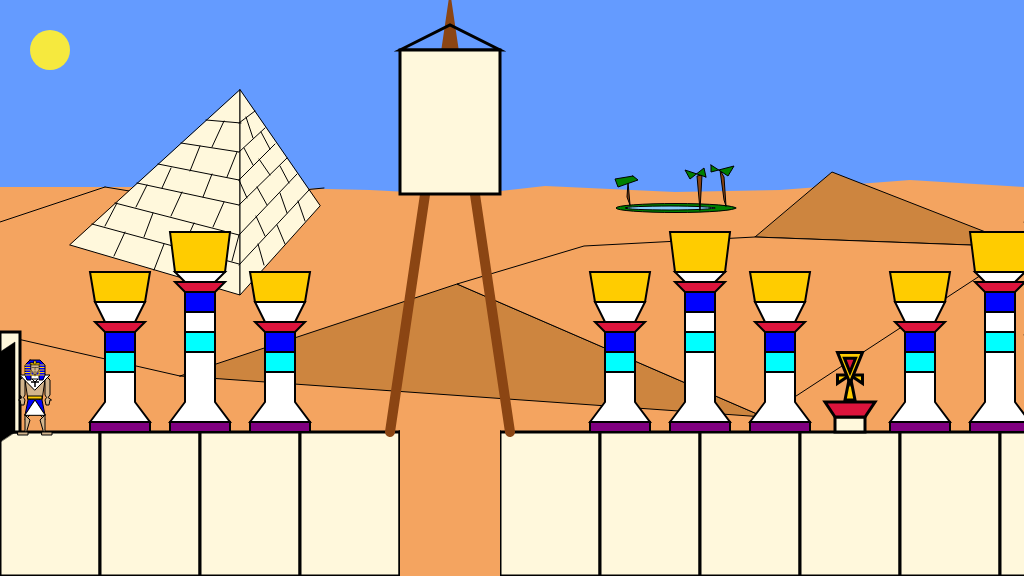
Frame 1 (no input)
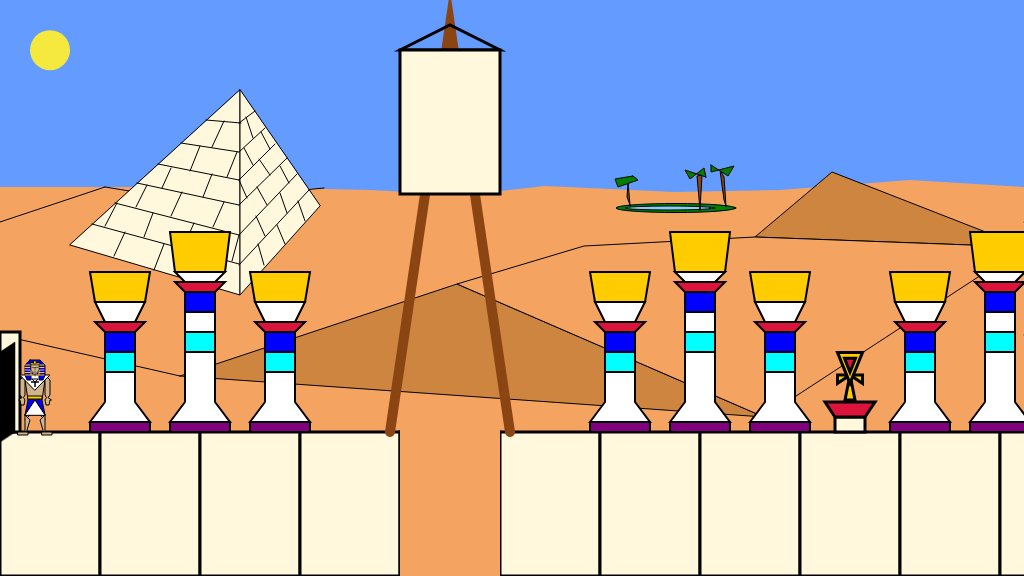
Frame 60 (no input)
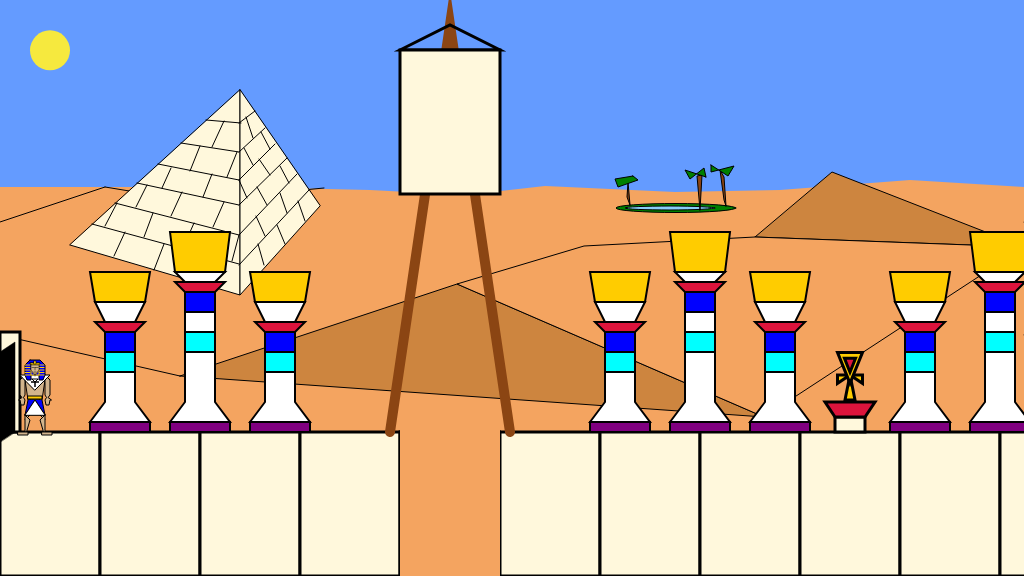
Frame 120 (the mouse pressed at the canvas centre since frame 60)

The p5.js sketch that drew these frames (run headless with seeded random() and noise() and a simulated clock; from frame 60 on, the mouse is pressed at the canvas centre):

// p5.js sketch
// ── sketch.js
/*

The Game Project

Part 4

*/

var floorPos_y;

var gameChar_x;
var gameCharAbs_x;
var gameChar_y;
var isLeft = false;
var isRight = false;
var isFalling = false;
var isJumping = false;
var isPlummeting = false;
var gameChar_verSpeed = 0;
var gravity = 1.1;
var scrollPos = 0;

var levelWidth = 3000;

var treePos_X;
var treePos_y;

var canyon;
var collectable;

var mountain;
var cloud;
var sun;
var char;
var bg;

function setup()
{
    
	createCanvas(1024, 576);
	floorPos_y = 432; //Variable for the floor position

	//Character start
    gameCharAbs_x = 35;
	gameChar_y = floorPos_y;

    //Trees (column) position(s)
	treePos_X = [200, 700, 1000, 1900, 2600];
	treePos_y = floorPos_y;
    
    //BG_Clouds position(s)
    cloud = [{pos_x: random(-levelWidth, levelWidth),
             pos_y: 25 + random(-10, 30),
             d: 26 + random(-5, 5),
             color: [230, 230, 250, 250]},
             {pos_x: random(-levelWidth, levelWidth),
             pos_y: 29 + random(-10, 30),
             d: 21 + random(-5, 5),
             color: [230, 230, 250, 250]},
             {pos_x: random(-levelWidth, levelWidth),
             pos_y: 21 + random(-10, 30),
             d: 25 + random(-5, 5),
             color: [230, 230, 250, 250]}];
    
    //BG_Mountain position(s)
    mountain = {pos_x: 240,
                pos_y: 295};
    
    //BG_Sun position(s)
    sun = {pos_x: 50,
           pos_y: 50,
           d: 5,
           color: [255, 239, 50, 240]};
    
    //Canyon position(s)
    canyon = [{pos_x: 400,
              pos_y: floorPos_y,
              width: 100,
              br_height: 35,
              br_width: 10},
              {pos_x: 1200,
              pos_y: floorPos_y,
              width: 120,
              br_height: 35,
              br_width: 10},
              {pos_x: 1450,
              pos_y: floorPos_y,
              width: 150,
              br_height: 35,
              br_width: 10},
              {pos_x: 2200,
              pos_y: floorPos_y,
              width: 150,
              br_height: 35,
              br_width: 10}];
    
    //Collectable position(s)
    collectable = [{pos_x: 850,
                   pos_y: floorPos_y - 32,
                   size: 50,
                   isFound: false},
                  {pos_x: canyon[1].pos_x + canyon[1].width + 70,
                   pos_y: floorPos_y - 32,
                   size: 50,
                   isFound: false},
                  {pos_x: levelWidth - 100,
                   pos_y: floorPos_y - 32,
                   size: 50,
                   isFound: false}];
    
    //Scenery colours
    bg = {col_sand_dark: [205, 133, 63],
          col_sand_light: [244, 164, 96],
          col_stone: [255, 248, 220],
          col_green: [0, 128, 0],
          col_blue: [135, 206, 250],
          col_brown: [139, 69, 19],
          col_sky: [100, 155, 255]};
    
    //Character colours
    char = {col_skin: [210, 180, 140],
            col_cloth_1:[0, 0, 255],
            col_cloth_2:[255, 255, 255],
            col_accessories:[255, 204, 0]};
    
}
    

function draw()
{
//----------------------------------------------------------------------------------------------------BACKGROUND_START
    push();
    translate(scrollPos, 0);  
        
	//---Sky---
    background(bg.col_sky); 
    
    //---Sun---
    noStroke();
    
    fill(sun.color);
    ellipse(sun.pos_x, sun.pos_y, sun.d * 8);

    //pop();
    
    //---Sun_movement
    sun.pos_y = 50 + frameCount / 360
        
    //---Background_Desert---
    for (let i = 0 ; i < round(levelWidth/width, 0) ; i++)
    {
        //push();
        noStroke();
        strokeWeight(1);
        fill(bg.col_sand_light);

        beginShape();
            vertex(0 + (i * width), 187);
            vertex(240 + (i * width), 187);
            vertex(370 + (i * width), 190);
            vertex(465 + (i * width), 195);
            vertex(545 + (i * width), 186);
            vertex(675 + (i * width), 192);
            vertex(780 + (i * width), 190);
            vertex(910 + (i * width), 180);
            vertex(width + (i * width), 187);
            vertex(width + (i * width), height);
            vertex(0 + (i * width), height);
        endShape(CLOSE);

        stroke(0);
        line(0 + (i * width), 222, 105 + (i * width), 187);
        line(105 + (i * width), 187, 190 + (i * width), 201);
        line(190 + (i * width), 201, 324 + (i * width), 188);
        line(0 + (i * width), 335, 180 + (i * width), 376);    


        fill(bg.col_sand_dark);
        beginShape();
            vertex(755 + (i * width), 237);
            vertex(832 + (i * width), 172);
            vertex(width + (i * width), 247);
        endShape(CLOSE);

        beginShape();
            vertex(180 + (i * width), 376);
            vertex(457 + (i * width), 284);
            vertex(764 + (i * width), 417);
        endShape(CLOSE);

        fill(bg.col_sand_light);
        beginShape();
            vertex(764 + (i * width), 417);
            vertex(457 + (i * width), 284);
            vertex(584 + (i * width), 246);
            vertex(755 + (i * width), 237);
            vertex(width + (i * width), 247);
        endShape(CLOSE);

        //pop();


        //---Oasis
        //push();
        strokeWeight(1);
        stroke(0);

        fill(bg.col_green);
        ellipse(676 + (i * width), 208, 120, 9);

        fill(bg.col_blue);
        ellipse(670 + (i * width), 208, 90, 4);

        //---BG_TreeTrunk#1

        fill(bg.col_brown);
        beginShape();
            vertex(726 + (i * width), 206);
            vertex(724 + (i * width), 200);
            vertex(720 + (i * width), 170);
            vertex(724 + (i * width), 177);
        endShape(CLOSE);

        //---BG_TreeTrunk#2
        beginShape();
            vertex(700 + (i * width), 210);
            vertex(697 + (i * width), 176);
            vertex(702 + (i * width), 175);
        endShape(CLOSE);

        //---BG_TreeTrunk#3
        beginShape();
            vertex(630 + (i * width), 205);
            vertex(627 + (i * width), 197);
            vertex(628 + (i * width), 182);
        endShape(CLOSE);

        //---BG_TreeCanopy#1
        fill(bg.col_green);

        beginShape();
            vertex(711 + (i * width), 165);
            vertex(728 + (i * width), 176);
            vertex(734 + (i * width), 166);
            vertex(711 + (i * width), 172);
        endShape(CLOSE);

        //---BG_TreeCanopy#2
        beginShape();
            vertex(706 + (i * width), 177);
            vertex(704 + (i * width), 168);
            vertex(690 + (i * width), 179);
            vertex(685 + (i * width), 170);
        endShape(CLOSE);

        //---BG_TreeCanopy#3
        beginShape();
            vertex(633 + (i * width), 176);
            vertex(638 + (i * width), 180);
            vertex(618 + (i * width), 187);
            vertex(615 + (i * width), 179);
        endShape(CLOSE);
        //pop();

        //---Pyramid_(Mountain)---
        //push();
        strokeWeight(1);
        fill(bg.col_stone);
        beginShape(TRIANGLES);
            vertex(mountain.pos_x - 170 + (i * width), mountain.pos_y - 50);
            vertex(mountain.pos_x + (i * width), mountain.pos_y);
            vertex(mountain.pos_x + (i * width), mountain.pos_y - 205);
            vertex(mountain.pos_x + 80 + (i * width), mountain.pos_y - 89);
            vertex(mountain.pos_x + (i * width), mountain.pos_y);
            vertex(mountain.pos_x + (i * width), mountain.pos_y - 205);
        endShape(CLOSE);

        line(mountain.pos_x - 148 + (i * width), mountain.pos_y - 71,
                mountain.pos_x - 1 + (i * width), mountain.pos_y - 31);
        line(mountain.pos_x - 125 + (i * width), mountain.pos_y - 92,
                mountain.pos_x - 1 + (i * width), mountain.pos_y - 60);
        line(mountain.pos_x - 103 + (i * width), mountain.pos_y - 112,
                mountain.pos_x - 1 + (i * width), mountain.pos_y - 90);
        line(mountain.pos_x - 82 + (i * width), mountain.pos_y - 131,
                mountain.pos_x - 1 + (i * width), mountain.pos_y - 115);
        line(mountain.pos_x - 59 + (i * width), mountain.pos_y - 152,
                mountain.pos_x - 1 + (i * width), mountain.pos_y - 143);
        line(mountain.pos_x - 34 + (i * width), mountain.pos_y - 175,
                mountain.pos_x + 1 + (i * width), mountain.pos_y - 172);
        line(mountain.pos_x - 1 + (i * width), mountain.pos_y - 172,
                mountain.pos_x + 15 + (i * width), mountain.pos_y - 184);
        line(mountain.pos_x - 1 + (i * width), mountain.pos_y - 143,
                mountain.pos_x + 25 + (i * width), mountain.pos_y - 167);
        line(mountain.pos_x - 1 + (i * width), mountain.pos_y - 115,
                mountain.pos_x + 35 + (i * width), mountain.pos_y - 151);
        line(mountain.pos_x - 1 + (i * width), mountain.pos_y - 90,
                mountain.pos_x + 47 + (i * width), mountain.pos_y - 137);
        line(mountain.pos_x - 1 + (i * width), mountain.pos_y - 60,
                mountain.pos_x + 57 + (i * width), mountain.pos_y - 121);
        line(mountain.pos_x - 1 + (i * width), mountain.pos_y - 30,
                mountain.pos_x + 69 + (i * width), mountain.pos_y - 105);

        line(mountain.pos_x - 115 + (i * width), mountain.pos_y - 63,
                mountain.pos_x - 126 + (i * width), mountain.pos_y - 39);
        line(mountain.pos_x - 76 + (i * width), mountain.pos_y - 51,
                mountain.pos_x - 86 + (i * width), mountain.pos_y - 25);
        line(mountain.pos_x - 35 + (i * width), mountain.pos_y - 39,
                mountain.pos_x - 44 + (i * width), mountain.pos_y - 15);
        line(mountain.pos_x - 123 + (i * width), mountain.pos_y - 92,
                mountain.pos_x - 135 + (i * width), mountain.pos_y - 69);
        line(mountain.pos_x - 87 + (i * width), mountain.pos_y - 82,
                mountain.pos_x - 96 + (i * width), mountain.pos_y - 58);
        line(mountain.pos_x - 46 + (i * width), mountain.pos_y - 72,
                mountain.pos_x - 57 + (i * width), mountain.pos_y - 47);
        line(mountain.pos_x - 1 + (i * width), mountain.pos_y - 60,
                mountain.pos_x - 8 + (i * width), mountain.pos_y - 34);
        line(mountain.pos_x - 93 + (i * width), mountain.pos_y - 110,
                mountain.pos_x - 104 + (i * width), mountain.pos_y - 88);
        line(mountain.pos_x - 58 + (i * width), mountain.pos_y - 103,
                mountain.pos_x - 69 + (i * width), mountain.pos_y - 79);
        line(mountain.pos_x - 16 + (i * width), mountain.pos_y - 93,
                mountain.pos_x - 27 + (i * width), mountain.pos_y - 68);
        line(mountain.pos_x - 69 + (i * width), mountain.pos_y - 127,
                mountain.pos_x - 78 + (i * width), mountain.pos_y - 107);
        line(mountain.pos_x - 28 + (i * width), mountain.pos_y - 121,
                mountain.pos_x - 37 + (i * width), mountain.pos_y - 98);
        line(mountain.pos_x - 40 + (i * width), mountain.pos_y - 149,
                mountain.pos_x - 50 + (i * width), mountain.pos_y - 124);
        line(mountain.pos_x - 3 + (i * width), mountain.pos_y - 143,
                mountain.pos_x - 13 + (i * width), mountain.pos_y - 118);
        line(mountain.pos_x - 16 + (i * width), mountain.pos_y - 174,
                mountain.pos_x - 28 + (i * width), mountain.pos_y - 148);

        line(mountain.pos_x + 65 + (i * width), mountain.pos_y - 74,
                mountain.pos_x + 58 + (i * width), mountain.pos_y - 94);
        line(mountain.pos_x + 45 + (i * width), mountain.pos_y - 51,
                mountain.pos_x + 37 + (i * width), mountain.pos_y - 70);
        line(mountain.pos_x + 24 + (i * width), mountain.pos_y - 30,
                mountain.pos_x + 18 + (i * width), mountain.pos_y - 51);
        line(mountain.pos_x + 16 + (i * width), mountain.pos_y - 79,
                mountain.pos_x + 25 + (i * width), mountain.pos_y - 59);
        line(mountain.pos_x + 47 + (i * width), mountain.pos_y - 82,
                mountain.pos_x + 40 + (i * width), mountain.pos_y - 102);
        line(mountain.pos_x + 17 + (i * width), mountain.pos_y - 108,
                mountain.pos_x + 27 + (i * width), mountain.pos_y - 90);
        line(mountain.pos_x + 49 + (i * width), mountain.pos_y - 112,
                mountain.pos_x + 40 + (i * width), mountain.pos_y - 129);
        line(mountain.pos_x - 1 + (i * width), mountain.pos_y - 115,
                mountain.pos_x + 7 + (i * width), mountain.pos_y - 97);
        line(mountain.pos_x + 19 + (i * width), mountain.pos_y - 136,
                mountain.pos_x + 30 + (i * width), mountain.pos_y - 120);
        line(mountain.pos_x + 4 + (i * width), mountain.pos_y - 147,
                mountain.pos_x + 13 + (i * width), mountain.pos_y - 130);
        line(mountain.pos_x + 21 + (i * width), mountain.pos_y - 163,
                mountain.pos_x + 30 + (i * width), mountain.pos_y - 146);
        line(mountain.pos_x + 6 + (i * width), mountain.pos_y - 178,
                mountain.pos_x + 13 + (i * width), mountain.pos_y - 157);
        //pop();
    }
    //---Clouds
    //---CloudCluster #1
    for( let i = 0 ; i < cloud.length ; i++ )
    {
        //push();
        noStroke();
        fill(cloud[i].color);

        ellipse(cloud[i].pos_x, 
                cloud[i].pos_y,
                cloud[i].d);
        ellipse(cloud[i].pos_x - cloud[i].d/2, 
                cloud[i].pos_y,
                cloud[i].d * 0.7 );
        ellipse(cloud[i].pos_x + cloud[i].d/2, 
                cloud[i].pos_y,
                cloud[i].d * 0.7);
        ellipse(cloud[i].pos_x - 150,
                cloud[i].pos_y + 20,
                cloud[i].d * 1.15);
        ellipse(cloud[i].pos_x - cloud[i].d/2 - 150,
                cloud[i].pos_y + 20,
                cloud[i].d * 0.7 * 1.15);
        ellipse(cloud[i].pos_x + cloud[i].d/2 - 150,
                cloud[i].pos_y + 20,
                cloud[i].d * 0.7 * 1.15); 


        //---CloudCluster #2
    //    
    //    ellipse(cloud[i].pos_x - 185,
    //            cloud[i].pos_y,
    //            cloud[i].d);
    //    ellipse(cloud[i].pos_x - cloud[i].d/2 - 185,
    //            cloud[i].pos_y,
    //            cloud[i].d * 0.7 * 1.15);
    //    ellipse(cloud[i].pos_x + cloud[i].d/2 - 185,
    //            cloud[i].pos_y,
    //            cloud[i].d * 0.7 * 1.15);
    //    ellipse(cloud[i].pos_x - 215,
    //            cloud[i].pos_y + 15,
    //            cloud[i].d);
    //    ellipse(cloud[i].pos_x - cloud[i].d/2 - 215,
    //            cloud[i].pos_y + 15,
    //            cloud[i].d * 0.7 * 1.15);
    //    ellipse(cloud[i].pos_x + cloud[i].d/2 - 215,
    //            cloud[i].pos_y + 15,
    //            cloud[i].d * 0.7 * 1.15);
    //    
    //    //---CloudCluster #3
    //    ellipse(cloud[i].pos_x + 400,
    //            cloud[i].pos_y + 5,
    //            cloud[i].d);
    //    ellipse(cloud[i].pos_x + 400 - cloud[i].d/2,
    //            cloud[i].pos_y + 5,
    //            cloud[i].d * 0.85 );
    //    ellipse(cloud[i].pos_x + 400 + cloud[i].d/2,
    //            cloud[i].pos_y + 5,
    //            cloud[i].d * 0.85); 
    //    ellipse(cloud[i].pos_x + 500 + 50,
    //            cloud[i].pos_y + 30,
    //            cloud[i].d * 1.1);
    //    ellipse(cloud[i].pos_x + 500 - cloud[i].d/2 + 50,
    //            cloud[i].pos_y + 30,
    //            cloud[i].d * 0.7 * 1.1);
    //    ellipse(cloud[i].pos_x + 500 + cloud[i].d/2 + 50,
    //            cloud[i].pos_y + 30,
    //            cloud[i].d * 0.7 * 1.1);
    //    ellipse(cloud[i].pos_x + 443 + 15,
    //            cloud[i].pos_y + 45,
    //            cloud[i].d);
    //    ellipse(cloud[i].pos_x + 443 - cloud[i].d/2 + 15,
    //            cloud[i].pos_y + 45,
    //            cloud[i].d * 0.7 * 1.2);
    //    ellipse(cloud[i].pos_x + 443 + cloud[i].d/2 + 15,
    //            cloud[i].pos_y + 45,
    //            cloud[i].d * 0.7 * 1.2);   
    //    ellipse(cloud[i].pos_x + 550 + 50,
    //            cloud[i].pos_y + 15,
    //            cloud[i].d);
    //    ellipse(cloud[i].pos_x + 550 - cloud[i].d/2 + 50,
    //            cloud[i].pos_y + 15,
    //            cloud[i].d * 0.7 * 1.05);
    //    ellipse(cloud[i].pos_x + 550 + cloud[i].d/2 + 50,
    //            cloud[i].pos_y + 15,
    //            cloud[i].d * 0.7 * 1.05);

        //---Clouds_movement
            if (cloud[i].pos_x > levelWidth)
            {
                cloud[i].pos_x = - 600;
            }
            else 
            {
                cloud[i].pos_x += 1
            }
    }
        
    //---Ground---
	strokeWeight(3);
    stroke(0);
    fill(bg.col_stone);
    
    for (let i = 0 ; i < 50 ; i++ )
    {
        beginShape(QUAD_STRIP);
            vertex(i * 100, floorPos_y);
            vertex(i * 100, height);
            vertex((i + 1) * 100, floorPos_y);
            vertex((i + 1) * 100, height);
        endShape();
    }
    //---Column#1(BigTree)---
    //push();
    for( let i = 0 ; i < treePos_X.length ; i++ )
    {
    
        stroke(0);
        strokeWeight(2);
        fill('Purple');


        beginShape();
        vertex(treePos_X[i] - 30, treePos_y);
        vertex(treePos_X[i] - 30, treePos_y - 10);
        vertex(treePos_X[i] + 30, treePos_y - 10);
        vertex(treePos_X[i] + 30, treePos_y);
        endShape(CLOSE);

        fill('white');
        beginShape();
        vertex(treePos_X[i] - 30, treePos_y - 10);
        vertex(treePos_X[i] - 15, treePos_y - 30);
        vertex(treePos_X[i] - 15, treePos_y - 80);
        vertex(treePos_X[i] + 15, treePos_y - 80);
        vertex(treePos_X[i] + 15, treePos_y - 30);
        vertex(treePos_X[i] + 30, treePos_y - 10);
        endShape(CLOSE);

        fill('Cyan');
        beginShape();
        vertex(treePos_X[i] - 15, treePos_y - 80);
        vertex(treePos_X[i] - 15, treePos_y - 100);
        vertex(treePos_X[i] + 15, treePos_y - 100);
        vertex(treePos_X[i] + 15, treePos_y - 80);
        endShape(CLOSE);

        fill('White');
        beginShape();
        vertex(treePos_X[i] - 15, treePos_y - 100);
        vertex(treePos_X[i] - 15, treePos_y - 120);
        vertex(treePos_X[i] + 15, treePos_y - 120);
        vertex(treePos_X[i] + 15, treePos_y - 100);
        endShape(CLOSE);

        fill('Blue');
        beginShape();
        vertex(treePos_X[i] - 15, treePos_y - 120);
        vertex(treePos_X[i] - 15, treePos_y - 140);
        vertex(treePos_X[i] + 15, treePos_y - 140);
        vertex(treePos_X[i] + 15, treePos_y - 120);
        endShape(CLOSE);

        fill('Crimson');
        beginShape();
        vertex(treePos_X[i] - 15, treePos_y - 140);
        vertex(treePos_X[i] - 25, treePos_y - 150);
        vertex(treePos_X[i] + 25, treePos_y - 150);
        vertex(treePos_X[i] + 15, treePos_y - 140);
        endShape(CLOSE);

        fill('White');
        beginShape();
        vertex(treePos_X[i] - 15, treePos_y - 150);
        vertex(treePos_X[i] - 25, treePos_y - 160);
        vertex(treePos_X[i] + 25, treePos_y - 160);
        vertex(treePos_X[i] + 15, treePos_y - 150);
        endShape(CLOSE);

        fill(char.col_accessories);
        beginShape();
        vertex(treePos_X[i] - 25, treePos_y - 160);
        vertex(treePos_X[i] - 30, treePos_y - 200);
        vertex(treePos_X[i] + 30, treePos_y - 200);
        vertex(treePos_X[i] + 25, treePos_y - 160);
        endShape(CLOSE);

        //---Column#2_Left(SmallTree)---
        //push();
        stroke(0);
        strokeWeight(2);
        fill('Purple');

        beginShape();
        vertex(treePos_X[i] - 80 - 30, treePos_y);
        vertex(treePos_X[i] - 80 - 30, treePos_y - 10);
        vertex(treePos_X[i] - 80 + 30, treePos_y - 10);
        vertex(treePos_X[i] - 80 + 30, treePos_y);
        endShape(CLOSE);

        fill('White');
        beginShape();
        vertex(treePos_X[i] - 80 - 30, treePos_y - 10);
        vertex(treePos_X[i] - 80 - 15, treePos_y - 30);
        vertex(treePos_X[i] - 80 - 15, treePos_y - 60);
        vertex(treePos_X[i] - 80 + 15, treePos_y - 60);
        vertex(treePos_X[i] - 80 + 15, treePos_y - 30);
        vertex(treePos_X[i] - 80 + 30, treePos_y - 10);
        endShape(CLOSE);

        fill('Cyan');
        beginShape();
        vertex(treePos_X[i] - 80 - 15, treePos_y - 60);
        vertex(treePos_X[i] - 80 - 15, treePos_y - 80);
        vertex(treePos_X[i] - 80 + 15, treePos_y - 80);
        vertex(treePos_X[i] - 80 + 15, treePos_y - 60);
        endShape(CLOSE);

        fill('Blue');
        beginShape();
        vertex(treePos_X[i] - 80 - 15, treePos_y - 80);
        vertex(treePos_X[i] - 80 - 15, treePos_y - 100);
        vertex(treePos_X[i] - 80 + 15, treePos_y - 100);
        vertex(treePos_X[i] - 80 + 15, treePos_y - 80);
        endShape(CLOSE);

        fill('Crimson');
        beginShape();
        vertex(treePos_X[i] - 80 - 15, treePos_y - 100);
        vertex(treePos_X[i] - 80 - 25, treePos_y - 110);
        vertex(treePos_X[i] - 80 + 25, treePos_y - 110);
        vertex(treePos_X[i] - 80 + 15, treePos_y - 100);
        endShape(CLOSE);

        fill('White');
        beginShape();
        vertex(treePos_X[i] - 80 - 15, treePos_y - 110);
        vertex(treePos_X[i] - 80 - 25, treePos_y - 130);
        vertex(treePos_X[i] - 80 + 25, treePos_y - 130);
        vertex(treePos_X[i] - 80 + 15, treePos_y - 110);
        endShape(CLOSE);

        fill(char.col_accessories);
        beginShape();
        vertex(treePos_X[i] - 80 - 25, treePos_y - 130);
        vertex(treePos_X[i] - 80 - 30, treePos_y - 160);
        vertex(treePos_X[i] - 80 + 30, treePos_y - 160);
        vertex(treePos_X[i] - 80 + 25, treePos_y - 130);
        endShape(CLOSE);

        //---Column#3_Right(SmallTree)---
        //push();
        stroke(0);
        strokeWeight(2);
        fill('Purple');

        beginShape();
        vertex(treePos_X[i] + 80 - 30, treePos_y);
        vertex(treePos_X[i] + 80 - 30, treePos_y - 10);
        vertex(treePos_X[i] + 80 + 30, treePos_y - 10);
        vertex(treePos_X[i] + 80 + 30, treePos_y);
        endShape(CLOSE);

        fill('White');
        beginShape();
        vertex(treePos_X[i] + 80 - 30, treePos_y - 10);
        vertex(treePos_X[i] + 80 - 15, treePos_y - 30);
        vertex(treePos_X[i] + 80 - 15, treePos_y - 60);
        vertex(treePos_X[i] + 80 + 15, treePos_y - 60);
        vertex(treePos_X[i] + 80 + 15, treePos_y - 30);
        vertex(treePos_X[i] + 80 + 30, treePos_y - 10);
        endShape(CLOSE);

        fill('Cyan');
        beginShape();
        vertex(treePos_X[i] + 80 - 15, treePos_y - 60);
        vertex(treePos_X[i] + 80 - 15, treePos_y - 80);
        vertex(treePos_X[i] + 80 + 15, treePos_y - 80);
        vertex(treePos_X[i] + 80 + 15, treePos_y - 60);
        endShape(CLOSE);

        fill('Blue');
        beginShape();
        vertex(treePos_X[i] + 80 - 15, treePos_y - 80);
        vertex(treePos_X[i] + 80 - 15, treePos_y - 100);
        vertex(treePos_X[i] + 80 + 15, treePos_y - 100);
        vertex(treePos_X[i] + 80 + 15, treePos_y - 80);
        endShape(CLOSE);

        fill('Crimson');
        beginShape();
        vertex(treePos_X[i] + 80 - 15, treePos_y - 100);
        vertex(treePos_X[i] + 80 - 25, treePos_y - 110);
        vertex(treePos_X[i] + 80 + 25, treePos_y - 110);
        vertex(treePos_X[i] + 80 + 15, treePos_y - 100);
        endShape(CLOSE);

        fill('White');
        beginShape();
        vertex(treePos_X[i] + 80 - 15, treePos_y - 110);
        vertex(treePos_X[i] + 80 - 25, treePos_y - 130);
        vertex(treePos_X[i] + 80 + 25, treePos_y - 130);
        vertex(treePos_X[i] + 80 + 15, treePos_y - 110);
        endShape(CLOSE);

        fill(char.col_accessories);
        beginShape();
        vertex(treePos_X[i] + 80 - 25, treePos_y - 130);
        vertex(treePos_X[i] + 80 - 30, treePos_y - 160);
        vertex(treePos_X[i] + 80 + 30, treePos_y - 160);
        vertex(treePos_X[i] + 80 + 25, treePos_y - 130);
        endShape(CLOSE);
    
    }
    //pop();
    
    //---Canyon---
    
    for (let i = 0 ; i < canyon.length ; i++)
    {
        //push();

        //---Crane---
        noFill();
        stroke(bg.col_brown);
        strokeWeight(10);
        beginShape();
            vertex(canyon[i].pos_x - 10, canyon[i].pos_y);
            vertex(canyon[i].pos_x + canyon[i].width / 2, 25);
            vertex(canyon[i].pos_x + canyon[i].width + 10, canyon[i].pos_y);
        endShape();

        stroke(0);
        strokeWeight(3);
        triangle(canyon[i].pos_x, 50, 
                    canyon[i].pos_x + canyon[i].width / 2, 25,
                        canyon[i].pos_x + canyon[i].width, 50);

        fill(bg.col_stone);
        rect(canyon[i].pos_x, 50, canyon[i].width, height - floorPos_y);

        //---PIT---
        fill(bg.col_sand_light);
        noStroke();
        rect(canyon[i].pos_x, canyon[i].pos_y - 3 , canyon[i].width, height - floorPos_y + 3);

        //pop();
    }
    
    //---Collectable---
    for (let i = 0 ; i < collectable.length ; i++)
    {
        stroke(0);
        if (collectable[i].isFound == false){
        //push();

        fill(char.col_accessories);
        beginShape(TRIANGLES);
        vertex(collectable[i].pos_x - collectable[i].size / 10, collectable[i].pos_y);
        vertex(collectable[i].pos_x + collectable[i].size / 10, collectable[i].pos_y);
        vertex(collectable[i].pos_x, collectable[i].pos_y - collectable[i].size / 2);
        vertex(collectable[i].pos_x,
               collectable[i].pos_y - collectable[i].size / 2);
        vertex(collectable[i].pos_x + collectable[i].size / 4,
               collectable[i].pos_y - collectable[i].size / 3);
        vertex(collectable[i].pos_x + collectable[i].size / 4,
               collectable[i].pos_y - collectable[i].size / 2);
        vertex(collectable[i].pos_x,
               collectable[i].pos_y - collectable[i].size / 2);
        vertex(collectable[i].pos_x - collectable[i].size / 4,
               collectable[i].pos_y - collectable[i].size / 3);
        vertex(collectable[i].pos_x - collectable[i].size / 4,
               collectable[i].pos_y - collectable[i].size / 2);
        vertex(collectable[i].pos_x,
               collectable[i].pos_y - collectable[i].size / 3);
        vertex(collectable[i].pos_x - collectable[i].size / 4,
               collectable[i].pos_y - collectable[i].size / 1.05);
        vertex(collectable[i].pos_x + collectable[i].size / 4,
               collectable[i].pos_y - collectable[i].size / 1.05);
        endShape(CLOSE);

        fill('Crimson')
        beginShape();
        vertex(collectable[i].pos_x,
               collectable[i].pos_y - collectable[i].size / 1.8);
        vertex(collectable[i].pos_x - collectable[i].size / 9,
               collectable[i].pos_y - collectable[i].size / 1.2);
        vertex(collectable[i].pos_x + collectable[i].size / 9,
               collectable[i].pos_y - collectable[i].size / 1.2);
        endShape(CLOSE);
        }
        //---Postament
        fill(bg.col_stone);
        beginShape();
            vertex(collectable[i].pos_x - 15, floorPos_y);
            vertex(collectable[i].pos_x - 15, floorPos_y - 15);
            vertex(collectable[i].pos_x + 15, floorPos_y - 15);
            vertex(collectable[i].pos_x + 15, floorPos_y);
        endShape(CLOSE);

        fill('Crimson')
        beginShape();
            vertex(collectable[i].pos_x - 15, floorPos_y - 15);
            vertex(collectable[i].pos_x - 25, floorPos_y - 30);
            vertex(collectable[i].pos_x + 25, floorPos_y - 30);
            vertex(collectable[i].pos_x + 15, floorPos_y - 15);
        endShape(CLOSE);
        //pop();
    }
//    //---POOL---
//    //push();
//    
//        //---Crocodile---
//        fill(bg.col_green);
//        beginShape();
//        vertex(canyon[i].pos_x + canyon[i].width / 2 - 30, canyon[i].pos_y);
//        vertex(canyon[i].pos_x + canyon[i].width / 2 - 30, canyon[i].pos_y - 3);
//        vertex(canyon[i].pos_x + canyon[i].width / 2 - 10, canyon[i].pos_y - 3);
//        vertex(canyon[i].pos_x + canyon[i].width / 2 - 10, canyon[i].pos_y - 5);
//        vertex(canyon[i].pos_x + canyon[i].width / 2, canyon[i].pos_y - 5);
//        vertex(canyon[i].pos_x + canyon[i].width / 2, canyon[i].pos_y - 3);
//        vertex(canyon[i].pos_x + canyon[i].width / 2 + 33, canyon[i].pos_y - 2);
//        vertex(canyon[i].pos_x + canyon[i].width / 2 + 40, canyon[i].pos_y);
//        endShape();
//    
//        //---Water---
//        fill(bg.col_blue);
//        rect(canyon[i].pos_x, canyon[i].pos_y , canyon[i].width2, 200);
//
//        fill(char.col_accessories);
//    
//        //---Bridge_Pylons---
//        rect(canyon[i].pos_x - canyon[i].br_width, canyon[i].pos_y - canyon[i].br_height,
//             canyon[i].br_width, canyon[i].br_height);
//        rect(canyon[i].pos_x + canyon[i].width2, canyon[i].pos_y - canyon[i].br_height,
//             canyon[i].br_width, canyon[i].br_height);
//
//        //---Destroyed_Bridge---
//        line(canyon[i].pos_x, canyon[i].pos_y - canyon[i].br_height, 
//              canyon[i].pos_x + canyon[i].br_width, canyon[i].pos_y - canyon[i].br_width);
//        fill(bg.col_sand_dark);
//        rect(canyon[i].pos_x, canyon[i].pos_y - canyon[i].br_width, 
//              canyon[i].br_width, canyon[i].width2);
//
//    //pop();
//    
    //---StartPointEntrance---
    //push();
    
    fill(bg.col_stone);
    rect(0, floorPos_y - 100, 20, 100);
    
pop();

//------------------------------------------------------------------------------------------------------BACKGROUND_END   

                                          //---AbsolutePosition---
gameChar_x = gameCharAbs_x + scrollPos;    
    
drawGameChar();

//--------------------------------------------------------------------------------------------------OVERLAPING_SCENERY
    
                                        //---Entrance_Dark---
push();
translate(scrollPos, 0);    
fill(0);
quad(0, floorPos_y + 10, 
     0, floorPos_y - 80,
     15, floorPos_y - 90,
     15, floorPos_y);
pop(); 
//-------------------------------------------------------------------------------------------------------------GRAVITY

                                        //---Plummeting---

for (let i = 0 ; i < canyon.length ; i++)
    {
        if ((gameCharAbs_x - 7 >= canyon[i].pos_x)&&(gameCharAbs_x + 7 <= canyon[i].pos_x + canyon[i].width))
            {
                isPlummeting = true;
                break;
            }
        else
            {
                isPlummeting = false;
            }
    }    
    
                                        //---Velocity---   
    
if ((gameChar_y < floorPos_y) || (isPlummeting == true))
{
    if((gameChar_y + gameChar_verSpeed) < max(floorPos_y, isPlummeting * height))
        {
            isFalling = true;
            gameChar_y += gameChar_verSpeed;
            gameChar_verSpeed = gameChar_verSpeed + Math.pow(gravity,1.001);
        }
    else
        {
            gameChar_y = max(floorPos_y, isPlummeting * height);
        }
}
    

                                        //---Stop_Falling---
    
else if (gameChar_y = floorPos_y){
    isFalling = false;
}

//-------------------------------------------------------------------------------------------------------------MOVEMENT

                                        //---Move_To_Left---
    
if (isLeft == true){

    if (isFalling == true)
    {
        if (gameCharAbs_x > 20)
        {
            gameCharAbs_x -= max(4, 6 - Math.pow(gravity,1.001));}
    }
    else
    {
        gameCharAbs_x = max(-10 ,gameCharAbs_x - 5);
    }    
    if ((gameCharAbs_x + scrollPos < 0.3 * width) && gameCharAbs_x > 0.3 * width)
    {
        scrollPos += 5;
    }   
}
    
                                        //---Move_To_Right---
    
else if (isRight == true){  
    if (isFalling == true){
        gameCharAbs_x += max(4, 6 - Math.pow(gravity,1.001));
    }
    else
    {
        gameCharAbs_x = min(levelWidth, gameCharAbs_x + 5);
    }
    if ((gameCharAbs_x + scrollPos > 0.7 * width) && (gameCharAbs_x  < levelWidth - 0.3 * width))
        {
            scrollPos -= 5;
        }
}

    
  
//---------------------------------------------------------------------------------------------------------INTERACTIONS

                                        //---Collectable_PickUp---
for (let i = 0 ; i < collectable.length ; i++)
{
    if (dist(gameCharAbs_x, gameChar_y, collectable[i].pos_x, collectable[i].pos_y + 30) <= 25){
        collectable[i].isFound = true;
    }    
}
                                        //---Canyon[i]_Walls---
for (let i = 0 ; i < canyon.length ; i++)
{
        if ((gameChar_y > floorPos_y) && (gameCharAbs_x <= canyon[i].pos_x + canyon[i].width) && (gameCharAbs_x >= canyon[i].pos_x))
            {
                if (gameCharAbs_x + 24 > canyon[i].pos_x + canyon[i].width)
                {
                    gameCharAbs_x = canyon[i].pos_x + canyon[i].width - 24;
                }
                else if (gameCharAbs_x - 24 < canyon[i].pos_x)
                {
                    gameCharAbs_x = canyon[i].pos_x + 24;
                }
            }
}

//----------------------------------------------------------------------------------------------------------END_OF_DRAW

}

//------------------------------------------------------------------------------------------------------------FUNCTIONS

                                    //---Key_Presses---

function keyPressed()
{
    if (keyCode == 39)
        {
            isRight = true;
            isLeft = false;
        }
    else if (keyCode == 37) 
        {
            isLeft = true;
            isRight = false;
        }
    else if ((keyCode == 32)&&(isFalling == false)&&(isJumping == false)&&(gameChar_x > 28))
        {
            isJumping = true;
            gameChar_y -= 5;
            gameChar_verSpeed = -18;
        }
}

                                    //---Key_Releases---

function keyReleased()
{
    if (keyCode == 39){
        isRight = false;
    }
    else if (keyCode == 37){
        isLeft = false;
    }
    else if (keyCode == 32){
        isJumping = false;
    }
}

function drawGameChar()
{
                                            //---Walking_Right---

    
    if ((isRight == true)&(isFalling == false)&&(isJumping == false))
{
//--------------------------------------------------------------------------------------------------WALKNG_RIGHT_START
    
    //!---------WALKING_RIGHT_TORSO----------
    
    //push();
    fill(char.col_skin);
    stroke(0);
    strokeWeight(1);
    
    beginShape();
        vertex(gameChar_x - 10, gameChar_y - 57);
        vertex(gameChar_x - 10, gameChar_y - 52);
        vertex(gameChar_x - 7, gameChar_y - 32);
        vertex(gameChar_x + 7, gameChar_y - 32);
        vertex(gameChar_x + 10, gameChar_y - 52);
        vertex(gameChar_x + 10, gameChar_y - 57); 
    endShape(CLOSE); 
    //pop();
    
    
    
    //!--------WALKING_RIGHT_HANDS---------
    
    //----------WALKING_RIGHT_RightHand----------
    
    //push();
    fill(char.col_skin);
    stroke(0);
    strokeWeight(1);
    
    beginShape();
        vertex(gameChar_x + 10, gameChar_y - 57);
        vertex(gameChar_x + 10, gameChar_y - 52);
        vertex(gameChar_x + 25, gameChar_y - 52);
        vertex(gameChar_x + 20, gameChar_y - 57);
    endShape(CLOSE);
    
    beginShape();
        vertex(gameChar_x + 15, gameChar_y - 67);
        vertex(gameChar_x + 20, gameChar_y - 52);
        vertex(gameChar_x + 25, gameChar_y - 52);
    endShape(CLOSE);
    
    beginShape();
        vertex(gameChar_x + 15, gameChar_y - 67);
        vertex(gameChar_x + 24, gameChar_y - 67);
        vertex(gameChar_x + 24, gameChar_y - 68);
        vertex(gameChar_x + 15, gameChar_y - 68);
    endShape(CLOSE);
    
    //----------WALKING_RIGHT_LeftHand----------
    
    beginShape();
        vertex(gameChar_x - 10, gameChar_y - 57);
        vertex(gameChar_x - 10, gameChar_y - 52);
        vertex(gameChar_x - 20, gameChar_y - 52);
        vertex(gameChar_x - 25, gameChar_y - 57);
    endShape(CLOSE);
    
    beginShape();
        vertex(gameChar_x - 20, gameChar_y - 57);
        vertex(gameChar_x - 15, gameChar_y - 43);
        vertex(gameChar_x - 25, gameChar_y - 57);
    endShape(CLOSE);
    
    beginShape();
        vertex(gameChar_x - 15, gameChar_y - 42);
        vertex(gameChar_x - 24, gameChar_y - 42);
        vertex(gameChar_x - 24, gameChar_y - 43);
        vertex(gameChar_x - 15, gameChar_y - 43);
    endShape(CLOSE);
    
    //pop();
    
    
    
    //!---------WALKING_RIGHT_LEGS----------
    
    //----------WALKING_RIGHT_RightThigh----------
    
    //push();
    fill(char.col_skin);
    stroke(0);
    strokeWeight(1);
    
    beginShape();
        vertex(gameChar_x + 7, gameChar_y - 32);
        vertex(gameChar_x + 15, gameChar_y - 12);
        vertex(gameChar_x, gameChar_y - 32);
    endShape(CLOSE);
    
    //----------WALKING_RIGHT_RightShin----------
    
    beginShape();
        vertex(gameChar_x + 15, gameChar_y - 17);
        vertex(gameChar_x + 15, gameChar_y + 2);
        vertex(gameChar_x + 10, gameChar_y - 17);
    endShape(CLOSE);
    
    //----------WALKING_RIGHT_RightFeet----------
    
    beginShape();
        vertex(gameChar_x + 23, gameChar_y);
        vertex(gameChar_x + 23, gameChar_y + 3);
        vertex(gameChar_x + 13, gameChar_y + 3);
        vertex(gameChar_x + 13, gameChar_y);
    endShape(CLOSE);
    
    //----------WALKING_RIGHT_LeftThigh----------
    
    beginShape();
        vertex(gameChar_x, gameChar_y - 32);
        vertex(gameChar_x, gameChar_y - 12);
        vertex(gameChar_x - 7, gameChar_y - 32);
    endShape(CLOSE);
    
    //----------WALKING_RIGHT_LeftShin----------
    
    beginShape();
        vertex(gameChar_x, gameChar_y - 17);
        vertex(gameChar_x, gameChar_y - 12);
        vertex(gameChar_x - 15, gameChar_y + 2);
        vertex(gameChar_x - 5, gameChar_y - 17);
    endShape(CLOSE);
    
    //----------WALKING_RIGHT_LeftFeet----------
    
    rect(gameChar_x - 20 + 3, gameChar_y, 10,3);
    
    //pop();
    
    
    
    //!---------WALKING_RIGHT_CLOTHES----------
    
    //----------WALKING_RIGHT_Chestpiece----------
    
    //push();
    stroke(0);
    strokeWeight(1);
    fill(char.col_cloth_2);
    triangle(gameChar_x - 15, gameChar_y - 57,
                gameChar_x + 15, gameChar_y - 57,
                    gameChar_x, gameChar_y - 42);
    
    strokeWeight(1);
    stroke('Black');
    beginShape();
        vertex(gameChar_x - 3, gameChar_y - 53);
        vertex(gameChar_x + 3, gameChar_y - 53);
        vertex(gameChar_x, gameChar_y - 50);
        vertex(gameChar_x - 4, gameChar_y - 50);
        vertex(gameChar_x + 4, gameChar_y - 50);
        vertex(gameChar_x, gameChar_y - 50);
        vertex(gameChar_x, gameChar_y - 45)
        vertex(gameChar_x, gameChar_y - 50);
        vertex(gameChar_x - 3, gameChar_y - 53);
    endShape();
    
    //pop();
    
    //----------WALKING_RIGHT_Skirt----------
    
    push()
    stroke(0);
    strokeWeight(1);
    fill(char.col_cloth_1);
    
    beginShape();
        vertex(gameChar_x - 7, gameChar_y - 32);
        vertex(gameChar_x - 10, gameChar_y - 17);
        vertex(gameChar_x, gameChar_y - 32);
        vertex(gameChar_x + 15, gameChar_y - 17);
        vertex(gameChar_x + 7, gameChar_y - 32);
    endShape();
    
    fill(char.col_cloth_2);
    triangle(gameChar_x - 10, gameChar_y - 17,
                gameChar_x, gameChar_y - 32,
                    gameChar_x + 15, gameChar_y - 17);
    
    //pop();
    
    //----------WALKING_RIGHT_Belt-----------
    
    //push();
    stroke(0);
    strokeWeight(1);
    fill(char.col_accessories);
    rect(gameChar_x - 7, gameChar_y - 36, 14, 3);
    //pop();
    
    
    
    //!---------WALKING_RIGHT_HEAD----------
    
    //----------WALKING_RIGHT_Headress---------- 
    
    //push();
    fill(char.col_cloth_1);
    stroke(0);
    strokeWeight(1);
    
    beginShape();
        vertex(gameChar_x + 5, gameChar_y - 72);
        vertex(gameChar_x + 5, gameChar_y - 54);
        vertex(gameChar_x - 5, gameChar_y - 54);
        vertex(gameChar_x - 5, gameChar_y - 57);
        vertex(gameChar_x - 10, gameChar_y - 57);
        vertex(gameChar_x - 10, gameChar_y - 67);
        vertex(gameChar_x - 5, gameChar_y - 72);
    endShape(CLOSE);
    //pop();
    
    //push();
    stroke(char.col_accessories);
    strokeWeight(1);
    line(gameChar_x + 5, gameChar_y - 67, 
            gameChar_x - 10 + 1, gameChar_y - 67);
    line(gameChar_x + 5, gameChar_y - 67 + 2.5, 
            gameChar_x - 10 + 1, gameChar_y - 67 + 2.5);
    line(gameChar_x + 5, gameChar_y - 67 + 5, 
            gameChar_x - 10 + 1, gameChar_y - 67 + 5);
    line(gameChar_x + 5, gameChar_y - 67 + 7.5, 
            gameChar_x - 10 + 1, gameChar_y - 67 + 7.5);
    line(gameChar_x + 4, gameChar_y - 67 + 10, 
            gameChar_x - 5, gameChar_y - 67 + 10);
    //pop();
    

    //----------WALKING_RIGHT_Emblem----------
    push()
    fill(char.col_accessories);
    stroke(0);
    strokeWeight(0.5);
        
    rect(gameChar_x + 5 + 1, gameChar_y - 67 - 2 - 2, 1, 3);
    
    //----------WALKING_RIGHT_Crown----------
    
    beginShape();
        vertex(gameChar_x + 5 + 2, gameChar_y - 67 - 2);
        vertex(gameChar_x + 5 + 1, gameChar_y - 67);
        vertex(gameChar_x + 5, gameChar_y - 67);
        vertex(gameChar_x + 5, gameChar_y - 67 - 2);
    endShape(CLOSE);
    


    //----------WALKING_RIGHT_Face----------
    
    //push();
    fill(char.col_skin);
    stroke(0);
    strokeWeight(0.5);
    
    beginShape();
        vertex(gameChar_x + 5 , gameChar_y - 67);
        bezierVertex(gameChar_x + 5 + 3, gameChar_y - 67,
                        gameChar_x + 5 + 3, gameChar_y - 57,
                            gameChar_x + 5 + 3, gameChar_y - 62);
        bezierVertex(gameChar_x + 5 + 3, gameChar_y - 67,
                        gameChar_x + 5 + 3, gameChar_y - 57,
                            gameChar_x + 5 + 3, gameChar_y - 60);
        vertex(gameChar_x + 5, gameChar_y - 57);

    endShape(CLOSE);
    
    //----------WALKING_RIGHT_Eyes----------
    
    line(gameChar_x + 5 +  2, gameChar_y - 67 + 2.5, 
            gameChar_x + 5 + 1, gameChar_y - 67 + 2.5);
    line(gameChar_x + 5 +  1, gameChar_y - 67 + 2.5, 
            gameChar_x + 5 + 1, gameChar_y - 67 + 3);
    
    //----------WALKING_RIGHT_Nouse + Mouth----------
    
    line(gameChar_x + 5 + 3, gameChar_y - 60, 
            gameChar_x + 5 + 1, gameChar_y - 60);

    //----------WALKING_RIGHT_Beard----------
    
    strokeWeight(0.5);
    line(gameChar_x + 5 + 2, gameChar_y - 60,
            gameChar_x + 5 + 2, gameChar_y - 56);
    
//----------------------------------------------------------------------------------------------------WALKNG_RIGHT_END
}

                                        //---Walking_Left---
    
    else if ((isLeft == true)&(isFalling == false)&&(isJumping == false))
        
{
//---------------------------------------------------------------------------------------------------WALKNG_LEFT_START
    
    //!---------WALKING_LEFT_TORSO----------
    
    //push();
    fill(char.col_skin);
    stroke(0);
    strokeWeight(1);
    
    beginShape();
        vertex(gameChar_x - 10, gameChar_y - 57);
        vertex(gameChar_x - 10, gameChar_y - 52);
        vertex(gameChar_x - 7, gameChar_y - 32);
        vertex(gameChar_x + 7, gameChar_y - 32);
        vertex(gameChar_x + 10, gameChar_y - 52);
        vertex(gameChar_x + 10, gameChar_y - 57); 
    endShape(CLOSE); 
    //pop();
    
    
    
    //!--------WALKING_LEFT_HANDS---------
    
    //----------WALKING_LEFT_LeftHand----------
    
    //push();
    fill(char.col_skin);
    stroke(0);
    strokeWeight(1);
    
    beginShape();
        vertex(gameChar_x - 10, gameChar_y - 57);
        vertex(gameChar_x - 10, gameChar_y - 52);
        vertex(gameChar_x - 25, gameChar_y - 52);
        vertex(gameChar_x - 20, gameChar_y - 57);
    endShape(CLOSE);
    
    beginShape();
        vertex(gameChar_x - 15, gameChar_y - 67);
        vertex(gameChar_x - 20, gameChar_y - 52);
        vertex(gameChar_x - 25, gameChar_y - 52);
    endShape(CLOSE);
    
    beginShape();
        vertex(gameChar_x - 15, gameChar_y - 67);
        vertex(gameChar_x - 24, gameChar_y - 67);
        vertex(gameChar_x - 24, gameChar_y - 68);
        vertex(gameChar_x - 15, gameChar_y - 68);
    endShape(CLOSE);
    
    //----------WALKING_LEFT_RightHand----------
    
    beginShape();
        vertex(gameChar_x + 10, gameChar_y - 57);
        vertex(gameChar_x + 10, gameChar_y - 52);
        vertex(gameChar_x + 20, gameChar_y - 52);
        vertex(gameChar_x + 25, gameChar_y - 57);
    endShape(CLOSE);
    
    beginShape();
        vertex(gameChar_x + 20, gameChar_y - 57);
        vertex(gameChar_x + 15, gameChar_y - 43);
        vertex(gameChar_x + 25, gameChar_y - 57);
    endShape(CLOSE);
    
    beginShape();
        vertex(gameChar_x + 15, gameChar_y - 42);
        vertex(gameChar_x + 24, gameChar_y - 42);
        vertex(gameChar_x + 24, gameChar_y - 43);
        vertex(gameChar_x + 15, gameChar_y - 43);
    endShape(CLOSE);
    
    //pop();
    
    
    
    //!---------WALKING_LEFT_LEGS----------
    
    //----------WALKING_LEFT_LeftThigh----------
    
    //push();
    fill(char.col_skin);
    stroke(0);
    strokeWeight(1);
    
    beginShape();
        vertex(gameChar_x - 7, gameChar_y - 32);
        vertex(gameChar_x - 15, gameChar_y - 12);
        vertex(gameChar_x, gameChar_y - 32);
    endShape(CLOSE);
    
    //----------WALKING_LEFT_LeftShin----------
    
    beginShape();
        vertex(gameChar_x - 15, gameChar_y - 17);
        vertex(gameChar_x - 15, gameChar_y + 2);
        vertex(gameChar_x - 10, gameChar_y - 17);
    endShape(CLOSE);
    
    //----------WALKING_LEFT_LeftFeet----------
    
    beginShape();
        vertex(gameChar_x - 23, gameChar_y);
        vertex(gameChar_x - 23, gameChar_y + 3);
        vertex(gameChar_x - 13, gameChar_y + 3);
        vertex(gameChar_x - 13, gameChar_y);
    endShape(CLOSE);
    
    //----------WALKING_LEFT_RightThigh----------
    
    beginShape();
        vertex(gameChar_x, gameChar_y - 32);
        vertex(gameChar_x, gameChar_y - 12);
        vertex(gameChar_x + 7, gameChar_y - 32);
    endShape(CLOSE);
    
    //----------WALKING_LEFT_RightShin----------
    
    beginShape();
        vertex(gameChar_x, gameChar_y - 17);
        vertex(gameChar_x, gameChar_y - 12);
        vertex(gameChar_x + 15, gameChar_y + 2);
        vertex(gameChar_x + 5, gameChar_y - 17);
    endShape(CLOSE);
    
    //----------WALKING_LEFT_RightFeet----------
    
    rect(gameChar_x + 10 - 3, gameChar_y, 10,3);
    
    //pop();
    
    
    
    //!---------WALKING_LEFT_CLOTHES----------
    
    //----------WALKING_LEFT_Chestpiece----------
    
    //push();
    stroke(0);
    strokeWeight(1);
    fill(char.col_cloth_2);
    triangle(gameChar_x - 15, gameChar_y - 57,
                gameChar_x + 15, gameChar_y - 57,
                    gameChar_x, gameChar_y - 42);
    
    strokeWeight(1);
    stroke('Black');
    beginShape();
        vertex(gameChar_x - 3, gameChar_y - 53);
        vertex(gameChar_x + 3, gameChar_y - 53);
        vertex(gameChar_x, gameChar_y - 50);
        vertex(gameChar_x - 4, gameChar_y - 50);
        vertex(gameChar_x + 4, gameChar_y - 50);
        vertex(gameChar_x, gameChar_y - 50);
        vertex(gameChar_x, gameChar_y - 45)
        vertex(gameChar_x, gameChar_y - 50);
        vertex(gameChar_x - 3, gameChar_y - 53);
    endShape();
    
    //pop();
    
    //----------WALKING_LEFT_Skirt----------
    
    push()
    stroke(0);
    strokeWeight(1);
    fill(char.col_cloth_1);
    
    beginShape();
        vertex(gameChar_x - 7, gameChar_y - 32);
        vertex(gameChar_x - 15, gameChar_y - 17);
        vertex(gameChar_x, gameChar_y - 32);
        vertex(gameChar_x + 10, gameChar_y - 17);
        vertex(gameChar_x + 7, gameChar_y - 32);
    endShape();
    
    fill(char.col_cloth_2);
    triangle(gameChar_x - 15, gameChar_y - 17,
                gameChar_x, gameChar_y - 32,
                    gameChar_x + 10, gameChar_y - 17);
    
    //pop();
    
    //----------WALKING_LEFT_Belt-----------
    
    //push();
    stroke(0);
    strokeWeight(1);
    fill(char.col_accessories);
    rect(gameChar_x - 7, gameChar_y - 36, 14, 3);
    //pop();
    
    
    
    //!---------WALKING_LEFT_HEAD----------
    
    //----------WALKING_LEFT_Headress---------- 
    
    //push();
    fill(char.col_cloth_1);
    stroke(0);
    strokeWeight(1);
    
    beginShape();
        vertex(gameChar_x - 5, gameChar_y - 72);
        vertex(gameChar_x - 5, gameChar_y - 54);
        vertex(gameChar_x + 5, gameChar_y - 54);
        vertex(gameChar_x + 5, gameChar_y - 57);
        vertex(gameChar_x + 10, gameChar_y - 57);
        vertex(gameChar_x + 10, gameChar_y - 67);
        vertex(gameChar_x + 5, gameChar_y - 72);
    endShape(CLOSE);
    //pop();
    
    //push();
    stroke(char.col_accessories);
    strokeWeight(1);
    line(gameChar_x - 5, gameChar_y - 67, 
            gameChar_x + 10 - 1, gameChar_y - 67);
    line(gameChar_x - 5, gameChar_y - 67 + 2.5, 
            gameChar_x + 10 - 1, gameChar_y - 67 + 2.5);
    line(gameChar_x - 5, gameChar_y - 67 + 5, 
            gameChar_x + 10 - 1, gameChar_y - 67 + 5);
    line(gameChar_x - 5, gameChar_y - 67 + 7.5, 
            gameChar_x + 10 - 1, gameChar_y - 67 + 7.5);
    line(gameChar_x - 5, gameChar_y - 67 + 10, 
            gameChar_x + 5 - 1, gameChar_y - 67 + 10);
    //pop();
    

    //----------WALKING_LEFT_Emblem----------
    push()
    fill(char.col_accessories);
    stroke(0);
    strokeWeight(0.5);
        
    rect(gameChar_x - 5 - 2, gameChar_y - 67 - 2 - 2, 1, 3);
    
    //----------WALKING_LEFT_Crown----------
    
    beginShape();
        vertex(gameChar_x - 5 - 2, gameChar_y - 67 - 2);
        vertex(gameChar_x - 5 - 1, gameChar_y - 67);
        vertex(gameChar_x - 5, gameChar_y - 67);
        vertex(gameChar_x - 5, gameChar_y - 67 - 2);
    endShape(CLOSE);
    


    //----------WALKING_LEFT_Face----------
    
    //push();
    fill(char.col_skin);
    stroke(0);
    strokeWeight(0.5);
    
    beginShape();
        vertex(gameChar_x - 5 , gameChar_y - 67);
        bezierVertex(gameChar_x - 5 - 3, gameChar_y - 67,
                        gameChar_x - 5 - 3, gameChar_y - 57,
                            gameChar_x - 5 - 3, gameChar_y - 62);
        bezierVertex(gameChar_x - 5 - 3, gameChar_y - 67,
                        gameChar_x - 5 - 3, gameChar_y - 57,
                            gameChar_x - 5 - 3, gameChar_y - 60);
        vertex(gameChar_x - 5, gameChar_y - 57);

    endShape(CLOSE);
    
    //----------WALKING_LEFT_Eyes----------
    
    line(gameChar_x - 5 -  2, gameChar_y - 67 + 2.5, 
            gameChar_x - 5 - 1, gameChar_y - 67 + 2.5);
    line(gameChar_x - 5 -  1, gameChar_y - 67 + 2.5, 
            gameChar_x - 5 - 1, gameChar_y - 67 + 3);
    
    //----------WALKING_LEFT_Nouse + Mouth----------
    
    line(gameChar_x - 5 - 3, gameChar_y - 60, 
            gameChar_x - 5 - 1, gameChar_y - 60);

    //----------WALKING_LEFT_Beard----------
    
    strokeWeight(0.5);
    line(gameChar_x - 5 - 2, gameChar_y - 60,
            gameChar_x - 5 - 2, gameChar_y - 56);
    
//-----------------------------------------------------------------------------------------------------WALKNG_LEFT_END
}

                                        //---Jumping_Right---
    
    else if((isRight == true)&((isFalling == true) || (isJumping == true)))
    
{
//-------------------------------------------------------------------------------------------------JUMPING_RIGHT_START
    
    //!---------JUMPING_RIGHT_TORSO----------
    
    //push();
    fill(char.col_skin);
    stroke(0);
    strokeWeight(1);
    
    beginShape();
        vertex(gameChar_x - 10, gameChar_y - 57);
        vertex(gameChar_x - 10, gameChar_y - 52);
        vertex(gameChar_x - 7, gameChar_y - 32);
        vertex(gameChar_x + 7, gameChar_y - 32);
        vertex(gameChar_x + 10, gameChar_y - 52);
        vertex(gameChar_x + 10, gameChar_y - 57); 
    endShape(CLOSE); 
    //pop();
    
    
    
    //!--------JUMPING_RIGHT_HANDS---------
    
    //----------JUMPING_RIGHT_RightHand----------
    
    //push();
    fill(char.col_skin);
    stroke(0);
    strokeWeight(1);
    
    beginShape();
        vertex(gameChar_x + 10, gameChar_y - 57);
        vertex(gameChar_x + 10, gameChar_y - 52);
        vertex(gameChar_x + 20, gameChar_y - 52);
        vertex(gameChar_x + 15, gameChar_y - 57);
    endShape(CLOSE);
    
    beginShape();
        vertex(gameChar_x + 20, gameChar_y - 72);
        vertex(gameChar_x + 15, gameChar_y - 57);
        vertex(gameChar_x + 20, gameChar_y - 52);
    endShape(CLOSE);
    
    beginShape();
        vertex(gameChar_x + 17, gameChar_y - 74);
        vertex(gameChar_x + 20, gameChar_y - 72);
        vertex(gameChar_x + 24, gameChar_y - 77);
    endShape(CLOSE);
    
    //----------JUMPING_RIGHT_LeftHand----------
    
    beginShape();
        vertex(gameChar_x - 10, gameChar_y - 57);
        vertex(gameChar_x - 10, gameChar_y - 52);
        vertex(gameChar_x - 20, gameChar_y - 52);
        vertex(gameChar_x - 25, gameChar_y - 57);
    endShape(CLOSE);
    
    beginShape();
        vertex(gameChar_x - 20, gameChar_y - 57);
        vertex(gameChar_x - 15, gameChar_y - 43);
        vertex(gameChar_x - 25, gameChar_y - 57);
    endShape(CLOSE);
    
    beginShape();
        vertex(gameChar_x - 15, gameChar_y - 42);
        vertex(gameChar_x - 24, gameChar_y - 42);
        vertex(gameChar_x - 24, gameChar_y - 43);
        vertex(gameChar_x - 15, gameChar_y - 43);
    endShape(CLOSE);
    
    //pop();
    
    
    
    //!---------JUMPING_RIGHT_LEGS----------
    
    //----------JUMPING_RIGHT_RightThigh----------
    
    //push();
    fill(char.col_skin);
    stroke(0);
    strokeWeight(1);
    
    beginShape();
        vertex(gameChar_x - 7, gameChar_y - 32);
        vertex(gameChar_x, gameChar_y - 25);
        vertex(gameChar_x + 24, gameChar_y - 10);
        vertex(gameChar_x + 7, gameChar_y - 32);
    endShape(CLOSE);
    
    
    //----------JUMPING_RIGHT_RightFeet----------
    
    beginShape();
        vertex(gameChar_x + 22, gameChar_y - 8);
        vertex(gameChar_x + 24, gameChar_y - 8);
        vertex(gameChar_x + 24, gameChar_y - 18);
        vertex(gameChar_x + 22, gameChar_y - 18);
    endShape(CLOSE);
    
    //----------JUMPING_RIGHT_LeftThigh----------
    
    beginShape();
        vertex(gameChar_x - 7, gameChar_y - 32);
        vertex(gameChar_x - 10, gameChar_y - 12);
        vertex(gameChar_x + 5, gameChar_y - 32);
    endShape(CLOSE);
    
    //----------JUMPING_RIGHT_LeftShin----------
    
    beginShape();
        vertex(gameChar_x - 5, gameChar_y - 17);
        vertex(gameChar_x - 24, gameChar_y - 7);
        vertex(gameChar_x - 5, gameChar_y - 10);
    endShape(CLOSE);
    
    //----------JUMPING_RIGHT_LeftFeet----------
    
    beginShape();
        vertex(gameChar_x - 24, gameChar_y - 10);
        vertex(gameChar_x - 24, gameChar_y);
        vertex(gameChar_x - 21, gameChar_y);
        vertex(gameChar_x - 21, gameChar_y - 10);
    endShape(CLOSE);
    
    //pop();
    
    
    
    //!---------JUMPING_RIGHT_CLOTHES----------
    
    //----------JUMPING_RIGHT_Chestpiece----------
    
    //push();
    stroke(0);
    strokeWeight(1);
    fill(char.col_cloth_2);
    triangle(gameChar_x - 15, gameChar_y - 57,
                gameChar_x + 15, gameChar_y - 57,
                    gameChar_x, gameChar_y - 42);
    
    strokeWeight(1);
    stroke('Black');
    beginShape();
        vertex(gameChar_x - 3, gameChar_y - 53);
        vertex(gameChar_x + 3, gameChar_y - 53);
        vertex(gameChar_x, gameChar_y - 50);
        vertex(gameChar_x - 4, gameChar_y - 50);
        vertex(gameChar_x + 4, gameChar_y - 50);
        vertex(gameChar_x, gameChar_y - 50);
        vertex(gameChar_x, gameChar_y - 45)
        vertex(gameChar_x, gameChar_y - 50);
        vertex(gameChar_x - 3, gameChar_y - 53);
    endShape();
    
    //pop();
    
    //----------JUMPING_RIGHT_Skirt----------
    
    push()
    stroke(0);
    strokeWeight(1);
    fill(char.col_cloth_1);
    
    beginShape();
        vertex(gameChar_x - 7, gameChar_y - 32);
        vertex(gameChar_x - 10, gameChar_y - 23);
        vertex(gameChar_x, gameChar_y - 32);
        vertex(gameChar_x + 15, gameChar_y - 23);
        vertex(gameChar_x + 7, gameChar_y - 32);
    endShape();
    
    fill(char.col_cloth_2);
    triangle(gameChar_x - 10, gameChar_y - 22,
                gameChar_x, gameChar_y - 32,
                    gameChar_x + 15, gameChar_y - 23);
    
    //pop();
    
    //----------JUMPING_RIGHT_Belt-----------
    
    //push();
    stroke(0);
    strokeWeight(1);
    fill(char.col_accessories);
    rect(gameChar_x - 7, gameChar_y - 36, 14, 3);
    //pop();
    
    
    
    //!---------JUMPING_RIGHT_HEAD----------
    
    //----------JUMPING_RIGHT_Headress---------- 
    
    //push();
    fill(char.col_cloth_1);
    stroke(0);
    strokeWeight(1);
    
    beginShape();
        vertex(gameChar_x + 5, gameChar_y - 72);
        vertex(gameChar_x + 5, gameChar_y - 54);
        vertex(gameChar_x - 5, gameChar_y - 54);
        vertex(gameChar_x - 5, gameChar_y - 57);
        vertex(gameChar_x - 10, gameChar_y - 57);
        vertex(gameChar_x - 10, gameChar_y - 67);
        vertex(gameChar_x - 5, gameChar_y - 72);
    endShape(CLOSE);
    //pop();
    
    //push();
    stroke(char.col_accessories);
    strokeWeight(1);
    line(gameChar_x + 5, gameChar_y - 67, 
            gameChar_x - 10 + 1, gameChar_y - 67);
    line(gameChar_x + 5, gameChar_y - 67 + 2.5, 
            gameChar_x - 10 + 1, gameChar_y - 67 + 2.5);
    line(gameChar_x + 5, gameChar_y - 67 + 5, 
            gameChar_x - 10 + 1, gameChar_y - 67 + 5);
    line(gameChar_x + 5, gameChar_y - 67 + 7.5, 
            gameChar_x - 10 + 1, gameChar_y - 67 + 7.5);
    line(gameChar_x + 4, gameChar_y - 67 + 10, 
            gameChar_x - 5, gameChar_y - 67 + 10);
    //pop();
    

    //----------JUMPING_RIGHT_Emblem----------
    push()
    fill(char.col_accessories);
    stroke(0);
    strokeWeight(0.5);
        
    rect(gameChar_x + 5 + 1, gameChar_y - 67 - 2 - 2, 1, 3);
    
    //----------JUMPING_RIGHT_Crown----------
    
    beginShape();
        vertex(gameChar_x + 5 + 2, gameChar_y - 67 - 2);
        vertex(gameChar_x + 5 + 1, gameChar_y - 67);
        vertex(gameChar_x + 5, gameChar_y - 67);
        vertex(gameChar_x + 5, gameChar_y - 67 - 2);
    endShape(CLOSE);
    


    //----------JUMPING_RIGHT_Face----------
    
    //push();
    fill(char.col_skin);
    stroke(0);
    strokeWeight(0.5);
    
    beginShape();
        vertex(gameChar_x + 5 , gameChar_y - 67);
        bezierVertex(gameChar_x + 5 + 3, gameChar_y - 67,
                        gameChar_x + 5 + 3, gameChar_y - 57,
                            gameChar_x + 5 + 3, gameChar_y - 62);
        bezierVertex(gameChar_x + 5 + 3, gameChar_y - 67,
                        gameChar_x + 5 + 3, gameChar_y - 57,
                            gameChar_x + 5 + 3, gameChar_y - 60);
        vertex(gameChar_x + 5, gameChar_y - 57);

    endShape(CLOSE);
    
    //----------JUMPING_RIGHT_Eyes----------
    
    line(gameChar_x + 5 +  2, gameChar_y - 67 + 2.5, 
            gameChar_x + 5 + 1, gameChar_y - 67 + 2.5);
    line(gameChar_x + 5 +  1, gameChar_y - 67 + 2.5, 
            gameChar_x + 5 + 1, gameChar_y - 67 + 3);
    
    //----------JUMPING_RIGHT_Nouse + Mouth----------
    
    ellipse(gameChar_x + 5 + 2, gameChar_y - 60, 2,1);

    //----------JUMPING_RIGHT_Beard----------
    
    strokeWeight(0.5);
    line(gameChar_x + 5 + 2, gameChar_y - 60,
            gameChar_x + 5 + 2, gameChar_y - 56);

    
    
//---------------------------------------------------------------------------------------------------JUMPING_RIGHT_END
}

                                        //---Jumping_Left---
    
    else if ((isLeft == true)&((isFalling == true) || (isJumping == true))) 
{
    
//--------------------------------------------------------------------------------------------------JUMPING_LEFT_START
    
    //!---------JUMPING_LEFT_TORSO----------
    
    //push();
    fill(char.col_skin);
    stroke(0);
    strokeWeight(1);
    
    beginShape();
        vertex(gameChar_x - 10, gameChar_y - 57);
        vertex(gameChar_x - 10, gameChar_y - 52);
        vertex(gameChar_x - 7, gameChar_y - 32);
        vertex(gameChar_x + 7, gameChar_y - 32);
        vertex(gameChar_x + 10, gameChar_y - 52);
        vertex(gameChar_x + 10, gameChar_y - 57); 
    endShape(CLOSE); 
    //pop();
    
    
    
    //!--------JUMPING_LEFT_HANDS---------
    
    //----------JUMPING_LEFT_LeftHand----------
    
    //push();
    fill(char.col_skin);
    stroke(0);
    strokeWeight(1);
    
    beginShape();
        vertex(gameChar_x - 10, gameChar_y - 57);
        vertex(gameChar_x - 10, gameChar_y - 52);
        vertex(gameChar_x - 20, gameChar_y - 52);
        vertex(gameChar_x - 15, gameChar_y - 57);
    endShape(CLOSE);
    
    beginShape();
        vertex(gameChar_x - 20, gameChar_y - 72);
        vertex(gameChar_x - 15, gameChar_y - 57);
        vertex(gameChar_x - 20, gameChar_y - 52);
    endShape(CLOSE);
    
    beginShape();
        vertex(gameChar_x - 17, gameChar_y - 74);
        vertex(gameChar_x - 20, gameChar_y - 72);
        vertex(gameChar_x - 24, gameChar_y - 77);
    endShape(CLOSE);
    
    //----------JUMPING_LEFT_RightHand----------
    
    beginShape();
        vertex(gameChar_x + 10, gameChar_y - 57);
        vertex(gameChar_x + 10, gameChar_y - 52);
        vertex(gameChar_x + 20, gameChar_y - 52);
        vertex(gameChar_x + 25, gameChar_y - 57);
    endShape(CLOSE);
    
    beginShape();
        vertex(gameChar_x + 20, gameChar_y - 57);
        vertex(gameChar_x + 15, gameChar_y - 43);
        vertex(gameChar_x + 25, gameChar_y - 57);
    endShape(CLOSE);
    
    beginShape();
        vertex(gameChar_x + 15, gameChar_y - 42);
        vertex(gameChar_x + 24, gameChar_y - 42);
        vertex(gameChar_x + 24, gameChar_y - 43);
        vertex(gameChar_x + 15, gameChar_y - 43);
    endShape(CLOSE);
    
    //pop();
    
    
    
    //!---------JUMPING_LEFT_LEGS----------
    
    //----------JUMPING_LEFT_LeftThigh----------
    
    //push();
    fill(char.col_skin);
    stroke(0);
    strokeWeight(1);
    
    beginShape();
        vertex(gameChar_x + 7, gameChar_y - 32);
        vertex(gameChar_x, gameChar_y - 25);
        vertex(gameChar_x - 24, gameChar_y - 10);
        vertex(gameChar_x - 7, gameChar_y - 32);
    endShape(CLOSE);
    
    
    //----------JUMPING_LEFT_LeftFeet----------
    
    beginShape();
        vertex(gameChar_x - 22, gameChar_y - 8);
        vertex(gameChar_x - 24, gameChar_y - 8);
        vertex(gameChar_x - 24, gameChar_y - 18);
        vertex(gameChar_x - 22, gameChar_y - 18);
    endShape(CLOSE);
    
    //----------JUMPING_LEFT_RightThigh----------
    
    beginShape();
        vertex(gameChar_x + 7, gameChar_y - 32);
        vertex(gameChar_x + 10, gameChar_y - 12);
        vertex(gameChar_x - 5, gameChar_y - 32);
    endShape(CLOSE);
    
    //----------JUMPING_LEFT_RightShin----------
    
    beginShape();
        vertex(gameChar_x + 5, gameChar_y - 17);
        vertex(gameChar_x + 24, gameChar_y - 7);
        vertex(gameChar_x + 5, gameChar_y - 10);
    endShape(CLOSE);
    
    //----------JUMPING_LEFT_RightFeet----------
    
    beginShape();
        vertex(gameChar_x + 24, gameChar_y - 10);
        vertex(gameChar_x + 24, gameChar_y);
        vertex(gameChar_x + 21, gameChar_y);
        vertex(gameChar_x + 21, gameChar_y - 10);
    endShape(CLOSE);
    
    //pop();
    
    
    
    //!---------JUMPING_LEFT_CLOTHES----------
    
    //----------JUMPING_LEFT_Chestpiece----------
    
    //push();
    stroke(0);
    strokeWeight(1);
    fill(char.col_cloth_2);
    triangle(gameChar_x - 15, gameChar_y - 57,
                gameChar_x + 15, gameChar_y - 57,
                    gameChar_x, gameChar_y - 42);
    
    strokeWeight(1);
    stroke('Black');
    beginShape();
        vertex(gameChar_x - 3, gameChar_y - 53);
        vertex(gameChar_x + 3, gameChar_y - 53);
        vertex(gameChar_x, gameChar_y - 50);
        vertex(gameChar_x - 4, gameChar_y - 50);
        vertex(gameChar_x + 4, gameChar_y - 50);
        vertex(gameChar_x, gameChar_y - 50);
        vertex(gameChar_x, gameChar_y - 45)
        vertex(gameChar_x, gameChar_y - 50);
        vertex(gameChar_x - 3, gameChar_y - 53);
    endShape();
    
    //pop();
    
    //----------JUMPING_LEFT_Skirt----------
    
    push()
    stroke(0);
    strokeWeight(1);
    fill(char.col_cloth_1);
    
    beginShape();
        vertex(gameChar_x - 7, gameChar_y - 32);
        vertex(gameChar_x - 15, gameChar_y - 23);
        vertex(gameChar_x, gameChar_y - 32);
        vertex(gameChar_x + 10, gameChar_y - 23);
        vertex(gameChar_x + 7, gameChar_y - 32);
    endShape();
    
    fill(char.col_cloth_2);
    triangle(gameChar_x - 15, gameChar_y - 22,
                gameChar_x, gameChar_y - 32,
                    gameChar_x + 10, gameChar_y - 23);
    
    //pop();
    
    //----------JUMPING_LEFT_Belt-----------
    
    //push();
    stroke(0);
    strokeWeight(1);
    fill(char.col_accessories);
    rect(gameChar_x - 7, gameChar_y - 36, 14, 3);
    //pop();
    
    
    
    //!---------JUMPING_LEFT_HEAD----------
    
    //----------JUMPING_LEFT_Headress---------- 
    
    //push();
    fill(char.col_cloth_1);
    stroke(0);
    strokeWeight(1);
    
    beginShape();
        vertex(gameChar_x - 5, gameChar_y - 72);
        vertex(gameChar_x - 5, gameChar_y - 54);
        vertex(gameChar_x + 5, gameChar_y - 54);
        vertex(gameChar_x + 5, gameChar_y - 57);
        vertex(gameChar_x + 10, gameChar_y - 57);
        vertex(gameChar_x + 10, gameChar_y - 67);
        vertex(gameChar_x + 5, gameChar_y - 72);
    endShape(CLOSE);
    //pop();
    
    //push();
    stroke(char.col_accessories);
    strokeWeight(1);
    line(gameChar_x - 5, gameChar_y - 67, 
            gameChar_x + 10 - 1, gameChar_y - 67);
    line(gameChar_x - 5, gameChar_y - 67 + 2.5, 
            gameChar_x + 10 - 1, gameChar_y - 67 + 2.5);
    line(gameChar_x - 5, gameChar_y - 67 + 5, 
            gameChar_x + 10 - 1, gameChar_y - 67 + 5);
    line(gameChar_x - 5, gameChar_y - 67 + 7.5, 
            gameChar_x + 10 - 1, gameChar_y - 67 + 7.5);
    line(gameChar_x - 5, gameChar_y - 67 + 10, 
            gameChar_x + 5 - 1, gameChar_y - 67 + 10);
    //pop();
    

    //----------JUMPING_LEFT_Emblem----------
    push()
    fill(char.col_accessories);
    stroke(0);
    strokeWeight(0.5);
        
    rect(gameChar_x - 5 - 2, gameChar_y - 67 - 2 - 2, 1, 3);
    
    //----------JUMPING_LEFT_Crown----------
    
    beginShape();
        vertex(gameChar_x - 5 - 2, gameChar_y - 67 - 2);
        vertex(gameChar_x - 5 - 1, gameChar_y - 67);
        vertex(gameChar_x - 5, gameChar_y - 67);
        vertex(gameChar_x - 5, gameChar_y - 67 - 2);
    endShape(CLOSE);
    


    //----------JUMPING_LEFT_Face----------
    
    //push();
    fill(char.col_skin);
    stroke(0);
    strokeWeight(0.5);
    
    beginShape();
        vertex(gameChar_x - 5 , gameChar_y - 67);
        bezierVertex(gameChar_x - 5 - 3, gameChar_y - 67,
                        gameChar_x - 5 - 3, gameChar_y - 57,
                            gameChar_x - 5 - 3, gameChar_y - 62);
        bezierVertex(gameChar_x - 5 - 3, gameChar_y - 67,
                        gameChar_x - 5 - 3, gameChar_y - 57,
                            gameChar_x - 5 - 3, gameChar_y - 60);
        vertex(gameChar_x - 5, gameChar_y - 57);

    endShape(CLOSE);
    
    //----------JUMPING_LEFT_Eyes----------
    
    line(gameChar_x - 5 -  2, gameChar_y - 67 + 2.5, 
            gameChar_x - 5 - 1, gameChar_y - 67 + 2.5);
    line(gameChar_x - 5 -  1, gameChar_y - 67 + 2.5, 
            gameChar_x - 5 - 1, gameChar_y - 67 + 3);
    
    //----------JUMPING_LEFT_Nouse + Mouth----------
    
    ellipse(gameChar_x - 5 - 2, gameChar_y - 60, 2,1);


    //----------JUMPING_LEFT_Beard----------
    
    strokeWeight(0.5);
    line(gameChar_x - 5 - 2, gameChar_y - 60,
            gameChar_x - 5 - 2, gameChar_y - 56);

    
//----------------------------------------------------------------------------------------------------JUMPING_LEFT_END   
}

                                        //---Neutral_Jump---
    
else if ((isFalling == true) || (isJumping == true))    
{
    
//----------------------------------------------------------------------------------------------------JUMP_FRONT_START
    
    //!---------JUMP_FRONT_TORSO----------
    
    //push();
    fill(char.col_skin);
    stroke(0);
    strokeWeight(1);
    
    beginShape();
        vertex(gameChar_x - 10, gameChar_y - 57);
        vertex(gameChar_x - 10, gameChar_y - 52);
        vertex(gameChar_x - 7, gameChar_y - 32);
        vertex(gameChar_x + 7, gameChar_y - 32);
        vertex(gameChar_x + 10, gameChar_y - 52);
        vertex(gameChar_x + 10, gameChar_y - 57); 
    endShape(CLOSE); 
    //pop();
    
    
    
    //!--------JUMP_FRONT_HANDS---------
    
    //----------JUMP_FRONT_LeftHand----------
    
    //push();
    fill(char.col_skin);
    stroke(0);
    strokeWeight(1);
    
    beginShape();
        vertex(gameChar_x - 10, gameChar_y - 57);
        vertex(gameChar_x - 10, gameChar_y - 50);
        vertex(gameChar_x - 21, gameChar_y - 62);
        vertex(gameChar_x - 16, gameChar_y - 72);
        vertex(gameChar_x - 18, gameChar_y - 75);
        vertex(gameChar_x - 16, gameChar_y - 74);
        vertex(gameChar_x - 14, gameChar_y - 73);
        vertex(gameChar_x - 15, gameChar_y - 72);
        vertex(gameChar_x - 16, gameChar_y - 62);
    endShape(CLOSE);
    
    //----------JUMP_FRONT_RightHand----------
    
    beginShape();
        vertex(gameChar_x + 10, gameChar_y - 57);
        vertex(gameChar_x + 10, gameChar_y - 50);
        vertex(gameChar_x + 21, gameChar_y - 62);
        vertex(gameChar_x + 16, gameChar_y - 72);
        vertex(gameChar_x + 18, gameChar_y - 75);
        vertex(gameChar_x + 16, gameChar_y - 74);
        vertex(gameChar_x + 14, gameChar_y - 73);
        vertex(gameChar_x + 15, gameChar_y - 72);
        vertex(gameChar_x + 16, gameChar_y - 62);
    endShape(CLOSE);
    
    //pop();
    
    
    
    //!---------JUMP_FRONT_LEGS----------
    
    //----------JUMP_FRONT_LeftThigh----------
    
    //push();
    fill(char.col_skin);
    stroke(0);
    strokeWeight(1);
    
    beginShape();
        vertex(gameChar_x - 5, gameChar_y - 32);
        vertex(gameChar_x - 20, gameChar_y - 22);
        vertex(gameChar_x - 13, gameChar_y - 22);
        vertex(gameChar_x, gameChar_y - 32);
    endShape(CLOSE);
    
    //----------JUMP_FRONT_LeftShin----------
    
    beginShape();
        vertex(gameChar_x - 20, gameChar_y - 22);
        vertex(gameChar_x - 10, gameChar_y - 12);
        vertex(gameChar_x - 15, gameChar_y - 7);
        vertex(gameChar_x - 5, gameChar_y - 10);
        vertex(gameChar_x - 13, gameChar_y - 22);
    endShape(CLOSE);
    
    //----------JUMP_FRONT_LeftFeet----------
    
    beginShape();
        vertex(gameChar_x - 10, gameChar_y - 12);
        vertex(gameChar_x - 15, gameChar_y - 7);
        vertex(gameChar_x - 5, gameChar_y - 10);
    endShape(CLOSE);
    
    //----------JUMP_FRONT_RightThigh----------
       
    //push();
    fill(char.col_skin);
    stroke(0);
    strokeWeight(1);
    
    beginShape();
        vertex(gameChar_x + 5, gameChar_y - 32);
        vertex(gameChar_x + 20, gameChar_y - 22);
        vertex(gameChar_x + 13, gameChar_y - 22);
        vertex(gameChar_x, gameChar_y - 32);
    endShape(CLOSE);
    
    //----------JUMP_FRONT_LeftShin----------
    
    beginShape();
        vertex(gameChar_x + 20, gameChar_y - 22);
        vertex(gameChar_x + 10, gameChar_y - 12);
        vertex(gameChar_x + 15, gameChar_y - 7);
        vertex(gameChar_x + 5, gameChar_y - 10);
        vertex(gameChar_x + 13, gameChar_y - 22);
    endShape(CLOSE);
    
    //----------JUMP_FRONT_LeftFeet----------
    
    beginShape();
        vertex(gameChar_x + 10, gameChar_y - 12);
        vertex(gameChar_x + 15, gameChar_y - 7);
        vertex(gameChar_x + 5, gameChar_y - 10);
    endShape(CLOSE);
    
    //pop();
    
    
    
    //!---------JUMP_FRONT_CLOTHES----------
    
    //----------JUMP_FRONT_Chestpiece----------
    
    //push();
    stroke(0);
    strokeWeight(1);
    fill(char.col_cloth_2);

    beginShape();
        vertex(gameChar_x - 15, gameChar_y - 62);
        vertex(gameChar_x, gameChar_y - 45);
        vertex(gameChar_x + 15, gameChar_y - 62);
    endShape(CLOSE);
    
    strokeWeight(1);
    stroke('Black');
    beginShape();
        vertex(gameChar_x - 3, gameChar_y - 53 - 2);
        vertex(gameChar_x + 3, gameChar_y - 53 - 2);
        vertex(gameChar_x, gameChar_y - 50 - 2);
        vertex(gameChar_x - 3, gameChar_y - 50 - 2);
        vertex(gameChar_x + 3, gameChar_y - 50 - 2);
        vertex(gameChar_x, gameChar_y - 50 - 2);
        vertex(gameChar_x, gameChar_y - 45 - 4)
        vertex(gameChar_x, gameChar_y - 50 - 2);
        vertex(gameChar_x - 3, gameChar_y - 53 - 2);
    endShape();
    
    //pop();
    
    //----------JUMP_FRONT_Skirt----------
    
    push()
    stroke(0);
    strokeWeight(1);
    fill(char.col_cloth_1);
    
    beginShape();
        vertex(gameChar_x - 7, gameChar_y - 32);
        vertex(gameChar_x - 20, gameChar_y - 25);
        vertex(gameChar_x - 10, gameChar_y - 25);
        vertex(gameChar_x, gameChar_y - 32);
        vertex(gameChar_x + 10, gameChar_y - 25);
        vertex(gameChar_x + 20, gameChar_y - 25);
        vertex(gameChar_x + 7, gameChar_y - 32);
    endShape();
    
    fill(char.col_cloth_2);
    triangle(gameChar_x - 10, gameChar_y - 25,
                gameChar_x, gameChar_y - 32,
                    gameChar_x + 10, gameChar_y - 25);
    
    //pop();
    
    //----------JUMP_FRONT_Belt-----------
    
    //push();
    stroke(0);
    strokeWeight(1);
    fill(char.col_accessories);
    rect(gameChar_x - 7, gameChar_y - 36, 14, 3);
    //pop();
    
    
    
    //!---------JUMP_FRONT_HEAD----------
    
    //----------JUMP_FRONT_Headress---------- 
    
    //push();
    fill(char.col_cloth_1);
    stroke(0);
    strokeWeight(1);
    
    beginShape();
        vertex(gameChar_x - 5, gameChar_y - 72);
        vertex(gameChar_x - 10, gameChar_y - 67);
        vertex(gameChar_x - 10, gameChar_y - 57);
        vertex(gameChar_x - 10 + 2, gameChar_y - 52);
        vertex(gameChar_x - 5 + 1, gameChar_y - 52);
        vertex(gameChar_x - 5 + 1, gameChar_y - 57);
        vertex(gameChar_x - 5 + 1, gameChar_y - 67);
        vertex(gameChar_x - 5 + 1 - 1, gameChar_y - 67 - 2);
        vertex(gameChar_x + 5 - 1 + 1, gameChar_y - 67 - 2);
        vertex(gameChar_x + 5 - 1, gameChar_y - 67);
        vertex(gameChar_x + 5 - 1, gameChar_y - 57);
        vertex(gameChar_x + 5 - 1, gameChar_y - 52);
        vertex(gameChar_x + 10 - 2, gameChar_y - 52);
        vertex(gameChar_x + 10, gameChar_y - 57);
        vertex(gameChar_x + 10, gameChar_y - 67);
        vertex(gameChar_x + 5, gameChar_y - 72);
    endShape(CLOSE);
    //pop();
    
    //push();
    stroke(char.col_accessories);
    strokeWeight(1);
    line(gameChar_x - 10, gameChar_y - 67, 
            gameChar_x - 5, gameChar_y - 67);
    line(gameChar_x - 10, gameChar_y - 67 + 2.5, 
            gameChar_x - 5, gameChar_y - 67 + 2.5);
    line(gameChar_x - 10, gameChar_y - 67 + 5, 
            gameChar_x - 5, gameChar_y - 67 + 5);
    line(gameChar_x - 10, gameChar_y - 67 + 7.5, 
            gameChar_x - 5, gameChar_y - 67 + 7.5);
    line(gameChar_x - 10, gameChar_y - 67 + 10, 
            gameChar_x - 5, gameChar_y - 67 + 10);
    
    line(gameChar_x + 10 - 1, gameChar_y - 67, 
            gameChar_x + 5 - 1, gameChar_y - 67);
    line(gameChar_x + 10 - 1, gameChar_y - 67 + 2.5, 
            gameChar_x + 5 - 1, gameChar_y - 67 + 2.5);
    line(gameChar_x + 10 - 1, gameChar_y - 67 + 5, 
            gameChar_x + 5 - 1, gameChar_y - 67 + 5);
    line(gameChar_x + 10 - 1, gameChar_y - 67 + 7.5, 
            gameChar_x + 5 - 1, gameChar_y - 67 + 7.5);
    line(gameChar_x + 10 - 1, gameChar_y - 67 + 10, 
            gameChar_x + 5 - 1, gameChar_y - 67 + 10);
    //pop();
    
    //----------JUMP_FRONT_Backside (darker tone)----------
    
    fill(char.col_cloth_1);
    strokeWeight(1);
    beginShape();
        vertex(gameChar_x - 5 + 1, gameChar_y - 57);
        vertex(gameChar_x - 5 + 1, gameChar_y - 62);
        vertex(gameChar_x, gameChar_y - 57);
        vertex(gameChar_x + 5 - 1, gameChar_y - 62);
        vertex(gameChar_x + 5 - 1, gameChar_y - 57); 
    endShape(CLOSE);
    
    //----------JUMP_FRONT_Crown----------
    
    push()
    fill(char.col_accessories);
    stroke(0);
    strokeWeight(0.5);
    
    beginShape();
        vertex(gameChar_x - 5 + 1 - 1, gameChar_y - 67 - 2);
        vertex(gameChar_x - 5 + 1, gameChar_y - 67);
        vertex(gameChar_x + 5 - 1, gameChar_y - 67);
        vertex(gameChar_x + 5 - 1 + 1, gameChar_y - 67 - 2);
    endShape(CLOSE);
    
    //----------JUMP_FRONT_Emblem----------
    
    rect(gameChar_x-1, gameChar_y - 67 - 2 - 2, 2, 3);
    

    
    //----------JUMP_FRONT_Face----------
    
    //push();
    fill(char.col_skin);
    stroke(0);
    strokeWeight(0.5);
    
    beginShape();
        vertex(gameChar_x - 5 + 1, gameChar_y - 67);
        vertex(gameChar_x - 5 + 1, gameChar_y - 62);
        vertex(gameChar_x, gameChar_y - 57);
        vertex(gameChar_x + 5 - 1, gameChar_y - 62);
        vertex(gameChar_x + 5 - 1, gameChar_y - 67);
    endShape(CLOSE);
    
    //----------JUMP_FRONT_Eyes----------
    
    line(gameChar_x - 3, gameChar_y - 67 + 2.5, 
            gameChar_x - 1, gameChar_y - 67 + 2.5);
    
    line(gameChar_x - 2, gameChar_y - 67 + 2.5, 
            gameChar_x - 2, gameChar_y - 67 + 3);
    
    line(gameChar_x + 3, gameChar_y - 67 + 2.5, 
            gameChar_x, gameChar_y - 67 + 2.5);
    
    line(gameChar_x + 2, gameChar_y - 67 + 2.5, 
            gameChar_x + 2, gameChar_y - 67 + 3);
    
    
    //----------JUMP_FRONT_Nouse + Mouth----------
    
    line(gameChar_x, gameChar_y - 67 + 2.5, 
            gameChar_x, gameChar_y - 62);
    ellipse(gameChar_x, gameChar_y - 60, 3, 1);

    //----------JUMP_FRONT_Beard----------
    
    strokeWeight(0.5);
    line(gameChar_x, gameChar_y - 58,
            gameChar_x, gameChar_y - 56);

    
//------------------------------------------------------------------------------------------------------JUMP_FRONT_END
}
    
                                        //---Standing_Still---    
else
{
    
//---------------------------------------------------------------------------------------------------STAND_FRONT_START
    
    //!---------STAND_FRONT_TORSO----------
    
    //push();
    fill(char.col_skin);
    stroke(0);
    strokeWeight(1);
    
    beginShape();
        vertex(gameChar_x - 10, gameChar_y - 57);
        vertex(gameChar_x - 10, gameChar_y - 52);
        vertex(gameChar_x - 7, gameChar_y - 32);
        vertex(gameChar_x + 7, gameChar_y - 32);
        vertex(gameChar_x + 10, gameChar_y - 52);
        vertex(gameChar_x + 10, gameChar_y - 57); 
    endShape(CLOSE); 
    //pop();
    
    
    
    //!--------STAND_FRONT_HANDS---------
    
    //----------STAND_FRONT_LeftHand----------
    
    //push();
    fill(char.col_skin);
    stroke(0);
    strokeWeight(1);
    
    beginShape();
        vertex(gameChar_x - 10, gameChar_y - 57);
        vertex(gameChar_x - 10, gameChar_y - 37);
        vertex(gameChar_x - 10 - 1.5, gameChar_y - 37 + 2.5);
        vertex(gameChar_x - 10, gameChar_y - 37 + 5);
        vertex(gameChar_x - 10 - 1, gameChar_y - 27);
        vertex(gameChar_x - 15 + 1, gameChar_y - 27);
        vertex(gameChar_x - 15, gameChar_y - 37 + 5);
        vertex(gameChar_x - 15 - 1.5, gameChar_y - 37 + 5);
        vertex(gameChar_x - 15 + 2, gameChar_y - 37 + 2.5);
        vertex(gameChar_x - 15, gameChar_y - 37);
        vertex(gameChar_x - 15, gameChar_y - 52);
    endShape(CLOSE);
    
    //----------STAND_FRONT_RightHand----------
    
    beginShape();
        vertex(gameChar_x + 10, gameChar_y - 57);
        vertex(gameChar_x + 10, gameChar_y - 37);
        vertex(gameChar_x + 10 + 1.5, gameChar_y - 37 + 2.5);
        vertex(gameChar_x + 10, gameChar_y - 37 + 5);
        vertex(gameChar_x + 10 + 1, gameChar_y - 27);
        vertex(gameChar_x + 15 - 1, gameChar_y - 27);
        vertex(gameChar_x + 15, gameChar_y - 37 + 5);
        vertex(gameChar_x + 15 + 1.5, gameChar_y - 37 + 5);
        vertex(gameChar_x + 15 - 2, gameChar_y - 37 + 2.5);
        vertex(gameChar_x + 15, gameChar_y - 37);
        vertex(gameChar_x + 15, gameChar_y - 52);
    endShape(CLOSE);
    
    //pop();
    
    
    
    //!---------STAND_FRONT_LEGS----------
    
    //----------STAND_FRONT_LeftThigh----------
    
    //push();
    fill(char.col_skin);
    stroke(0);
    strokeWeight(1);
    
    beginShape();
        vertex(gameChar_x - 5, gameChar_y - 32);
        vertex(gameChar_x - 10, gameChar_y - 12);
        vertex(gameChar_x - 5, gameChar_y - 17);
        vertex(gameChar_x, gameChar_y - 32);
    endShape(CLOSE);
    
    //----------STAND_FRONT_LeftShin----------
    
    beginShape();
        vertex(gameChar_x - 10, gameChar_y - 17);
        vertex(gameChar_x - 10 + 5, gameChar_y - 17 + 5);
        vertex(gameChar_x - 10 + 1.5, gameChar_y);
        vertex(gameChar_x - 10, gameChar_y);
    endShape(CLOSE);
    
    //----------STAND_FRONT_LeftFeet----------
    
    rect(gameChar_x - 10 - 7, gameChar_y, 10,3);
    
    //----------STAND_FRONT_RightThigh----------
    
    beginShape();
        vertex(gameChar_x + 5, gameChar_y - 32);
        vertex(gameChar_x + 10, gameChar_y - 12);
        vertex(gameChar_x + 5, gameChar_y - 17);
        vertex(gameChar_x, gameChar_y - 32);
    endShape(CLOSE);
    
    //----------STAND_FRONT_RightShin----------
    
    beginShape();
        vertex(gameChar_x + 10, gameChar_y - 17);
        vertex(gameChar_x + 10 - 5, gameChar_y - 17 + 5);
        vertex(gameChar_x + 10 - 1.5, gameChar_y);
        vertex(gameChar_x + 10, gameChar_y);
    endShape(CLOSE);
    
    //----------STAND_FRONT_RightFeet----------
    
    rect(gameChar_x + 10 - 3, gameChar_y, 10,3);
    
    //pop();
    
    
    
    //!---------STAND_FRONT_CLOTHES----------
    
    //----------STAND_FRONT_Chestpiece----------
    
    //push();
    stroke(0);
    strokeWeight(1);
    fill(char.col_cloth_2);
    triangle(gameChar_x - 15, gameChar_y - 57,
                gameChar_x + 15, gameChar_y - 57,
                    gameChar_x, gameChar_y - 42);
    
    strokeWeight(1);
    stroke('Black');
    beginShape();
        vertex(gameChar_x - 3, gameChar_y - 53);
        vertex(gameChar_x + 3, gameChar_y - 53);
        vertex(gameChar_x, gameChar_y - 50);
        vertex(gameChar_x - 4, gameChar_y - 50);
        vertex(gameChar_x + 4, gameChar_y - 50);
        vertex(gameChar_x, gameChar_y - 50);
        vertex(gameChar_x, gameChar_y - 45)
        vertex(gameChar_x, gameChar_y - 50);
        vertex(gameChar_x - 3, gameChar_y - 53);
    endShape();
    
    //pop();
    
    //----------STAND_FRONT_Skirt----------
    
    push()
    stroke(0);
    strokeWeight(1);
    fill(char.col_cloth_1);
    
    beginShape();
        vertex(gameChar_x - 7, gameChar_y - 32);
        vertex(gameChar_x - 10, gameChar_y - 17);
        vertex(gameChar_x, gameChar_y - 32);
        vertex(gameChar_x + 10, gameChar_y - 17);
        vertex(gameChar_x + 7, gameChar_y - 32);
    endShape();
    
    fill(char.col_cloth_2);
    triangle(gameChar_x - 10, gameChar_y - 17,
                gameChar_x, gameChar_y - 32,
                    gameChar_x + 10, gameChar_y - 17);
    
    //pop();
    
    //----------STAND_FRONT_Belt-----------
    
    //push();
    stroke(0);
    strokeWeight(1);
    fill(char.col_accessories);
    rect(gameChar_x - 7, gameChar_y - 36, 14, 3);
    //pop();
    
    
    
    //!---------STAND_FRONT_HEAD----------
    
    //----------STAND_FRONT_Headress---------- 
    
    //push();
    fill(char.col_cloth_1);
    stroke(0);
    strokeWeight(1);
    
    beginShape();
        vertex(gameChar_x - 5, gameChar_y - 72);
        vertex(gameChar_x - 10, gameChar_y - 67);
        vertex(gameChar_x - 10, gameChar_y - 57);
        vertex(gameChar_x - 10 + 2, gameChar_y - 52);
        vertex(gameChar_x - 5 + 1, gameChar_y - 52);
        vertex(gameChar_x - 5 + 1, gameChar_y - 57);
        vertex(gameChar_x - 5 + 1, gameChar_y - 67);
        vertex(gameChar_x - 5 + 1 - 1, gameChar_y - 67 - 2);
        vertex(gameChar_x + 5 - 1 + 1, gameChar_y - 67 - 2);
        vertex(gameChar_x + 5 - 1, gameChar_y - 67);
        vertex(gameChar_x + 5 - 1, gameChar_y - 57);
        vertex(gameChar_x + 5 - 1, gameChar_y - 52);
        vertex(gameChar_x + 10 - 2, gameChar_y - 52);
        vertex(gameChar_x + 10, gameChar_y - 57);
        vertex(gameChar_x + 10, gameChar_y - 67);
        vertex(gameChar_x + 5, gameChar_y - 72);
    endShape(CLOSE);
    //pop();
    
    //push();
    stroke(char.col_accessories);
    strokeWeight(1);
    line(gameChar_x - 10, gameChar_y - 67, 
            gameChar_x - 5, gameChar_y - 67);
    line(gameChar_x - 10, gameChar_y - 67 + 2.5, 
            gameChar_x - 5, gameChar_y - 67 + 2.5);
    line(gameChar_x - 10, gameChar_y - 67 + 5, 
            gameChar_x - 5, gameChar_y - 67 + 5);
    line(gameChar_x - 10, gameChar_y - 67 + 7.5, 
            gameChar_x - 5, gameChar_y - 67 + 7.5);
    line(gameChar_x - 10, gameChar_y - 67 + 10, 
            gameChar_x - 5, gameChar_y - 67 + 10);
    
    line(gameChar_x + 10 - 1, gameChar_y - 67, 
            gameChar_x + 5 - 1, gameChar_y - 67);
    line(gameChar_x + 10 - 1, gameChar_y - 67 + 2.5, 
            gameChar_x + 5 - 1, gameChar_y - 67 + 2.5);
    line(gameChar_x + 10 - 1, gameChar_y - 67 + 5, 
            gameChar_x + 5 - 1, gameChar_y - 67 + 5);
    line(gameChar_x + 10 - 1, gameChar_y - 67 + 7.5, 
            gameChar_x + 5 - 1, gameChar_y - 67 + 7.5);
    line(gameChar_x + 10 - 1, gameChar_y - 67 + 10, 
            gameChar_x + 5 - 1, gameChar_y - 67 + 10);
    //pop();
    
    //----------STAND_FRONT_Backside (darker tone)----------
    
    fill(char.col_cloth_1);
    strokeWeight(1);
    beginShape();
        vertex(gameChar_x - 5 + 1, gameChar_y - 57);
        vertex(gameChar_x - 5 + 1, gameChar_y - 62);
        vertex(gameChar_x, gameChar_y - 57);
        vertex(gameChar_x + 5 - 1, gameChar_y - 62);
        vertex(gameChar_x + 5 - 1, gameChar_y - 57); 
    endShape(CLOSE);
    
    //----------STAND_FRONT_Crown----------
    
    push()
    fill(char.col_accessories);
    stroke(0);
    strokeWeight(0.5);
    
    beginShape();
        vertex(gameChar_x - 5 + 1 - 1, gameChar_y - 67 - 2);
        vertex(gameChar_x - 5 + 1, gameChar_y - 67);
        vertex(gameChar_x + 5 - 1, gameChar_y - 67);
        vertex(gameChar_x + 5 - 1 + 1, gameChar_y - 67 - 2);
    endShape(CLOSE);
    
    //----------STAND_FRONT_Emblem----------
    
    rect(gameChar_x - 1,
         gameChar_y - 67 - 2 - 2,
         2,
         3);
    

    
    //----------STAND_FRONT_Face----------
    
    //push();
    fill(char.col_skin);
    stroke(0);
    strokeWeight(0.5);
    
    beginShape();
        vertex(gameChar_x - 5 + 1,
               gameChar_y - 67);
        vertex(gameChar_x - 5 + 1,
               gameChar_y - 62);
        vertex(gameChar_x,
               gameChar_y - 57);
        vertex(gameChar_x + 5 - 1,
               gameChar_y - 62);
        vertex(gameChar_x + 5 - 1,
               gameChar_y - 67);
    endShape(CLOSE);
    
    //----------STAND_FRONT_Eyes----------
    
    line(gameChar_x - 3,
         gameChar_y - 67 + 2.5,
         gameChar_x - 1,
         gameChar_y - 67 + 2.5);
    line(gameChar_x + 3,
         gameChar_y - 67 + 2.5,
         gameChar_x,
         gameChar_y - 67 + 2.5); 
    
    //----------STAND_FRONT_Nouse + Mouth----------
    
    line(gameChar_x,
         gameChar_y - 67 + 2.5, 
         gameChar_x,
         gameChar_y - 62);
    line(gameChar_x - 1,
         gameChar_y - 60,
         gameChar_x + 1,
         gameChar_y - 60);

    //----------STAND_FRONT_Beard----------
    
    strokeWeight(0.5);
    line(gameChar_x, gameChar_y - 58,
            gameChar_x, gameChar_y - 56);
    
//-----------------------------------------------------------------------------------------------------STAND_FRONT_END
}
}

function colour_sky()
{
    background(bg.col_sky); 
}

function draw_sun()
{
    //Draw and Colour Sun
    noStroke(); 
    fill(sun.color);
    
    ellipse(sun.pos_x, sun.pos_y, sun.d * 8);
    
    //---Sun_movement
    sun.pos_y = 50 + frameCount / 360
}

function draw_desertBG()
{
    for (let i = 0 ; i < round(levelWidth/width, 0) ; i++)
    {
        noStroke();
        strokeWeight(1);
        fill(bg.col_sand_light);

        beginShape();
            vertex(0 + (i * width), 187);
            vertex(240 + (i * width), 187);
            vertex(370 + (i * width), 190);
            vertex(465 + (i * width), 195);
            vertex(545 + (i * width), 186);
            vertex(675 + (i * width), 192);
            vertex(780 + (i * width), 190);
            vertex(910 + (i * width), 180);
            vertex(width + (i * width), 187);
            vertex(width + (i * width), height);
            vertex(0 + (i * width), height);
        endShape(CLOSE);

        stroke(0);
        line(0 + (i * width), 222, 105 + (i * width), 187);
        line(105 + (i * width), 187, 190 + (i * width), 201);
        line(190 + (i * width), 201, 324 + (i * width), 188);
        line(0 + (i * width), 335, 180 + (i * width), 376);    


        fill(bg.col_sand_dark);
        beginShape();
            vertex(755 + (i * width), 237);
            vertex(832 + (i * width), 172);
            vertex(width + (i * width), 247);
        endShape(CLOSE);

        beginShape();
            vertex(180 + (i * width), 376);
            vertex(457 + (i * width), 284);
            vertex(764 + (i * width), 417);
        endShape(CLOSE);

        fill(bg.col_sand_light);
        beginShape();
            vertex(764 + (i * width), 417);
            vertex(457 + (i * width), 284);
            vertex(584 + (i * width), 246);
            vertex(755 + (i * width), 237);
            vertex(width + (i * width), 247);
        endShape(CLOSE);



        //---Oasis
        strokeWeight(1);
        stroke(0);

        fill(bg.col_green);
        ellipse(676 + (i * width), 208, 120, 9);

        fill(bg.col_blue);
        ellipse(670 + (i * width), 208, 90, 4);

        //---BG_TreeTrunk#1

        fill(bg.col_brown);
        beginShape();
            vertex(726 + (i * width), 206);
            vertex(724 + (i * width), 200);
            vertex(720 + (i * width), 170);
            vertex(724 + (i * width), 177);
        endShape(CLOSE);

        //---BG_TreeTrunk#2
        beginShape();
            vertex(700 + (i * width), 210);
            vertex(697 + (i * width), 176);
            vertex(702 + (i * width), 175);
        endShape(CLOSE);

        //---BG_TreeTrunk#3
        beginShape();
            vertex(630 + (i * width), 205);
            vertex(627 + (i * width), 197);
            vertex(628 + (i * width), 182);
        endShape(CLOSE);

        //---BG_TreeCanopy#1
        fill(bg.col_green);

        beginShape();
            vertex(711 + (i * width), 165);
            vertex(728 + (i * width), 176);
            vertex(734 + (i * width), 166);
            vertex(711 + (i * width), 172);
        endShape(CLOSE);

        //---BG_TreeCanopy#2
        beginShape();
            vertex(706 + (i * width), 177);
            vertex(704 + (i * width), 168);
            vertex(690 + (i * width), 179);
            vertex(685 + (i * width), 170);
        endShape(CLOSE);

        //---BG_TreeCanopy#3
        beginShape();
            vertex(633 + (i * width), 176);
            vertex(638 + (i * width), 180);
            vertex(618 + (i * width), 187);
            vertex(615 + (i * width), 179);
        endShape(CLOSE);

        //---Pyramid_(Mountain)---
        strokeWeight(1);
        fill(bg.col_stone);
        beginShape(TRIANGLES);
            vertex(mountain.pos_x - 170 + (i * width), mountain.pos_y - 50);
            vertex(mountain.pos_x + (i * width), mountain.pos_y);
            vertex(mountain.pos_x + (i * width), mountain.pos_y - 205);
            vertex(mountain.pos_x + 80 + (i * width), mountain.pos_y - 89);
            vertex(mountain.pos_x + (i * width), mountain.pos_y);
            vertex(mountain.pos_x + (i * width), mountain.pos_y - 205);
        endShape(CLOSE);

        line(mountain.pos_x - 148 + (i * width), mountain.pos_y - 71,
                mountain.pos_x - 1 + (i * width), mountain.pos_y - 31);
        line(mountain.pos_x - 125 + (i * width), mountain.pos_y - 92,
                mountain.pos_x - 1 + (i * width), mountain.pos_y - 60);
        line(mountain.pos_x - 103 + (i * width), mountain.pos_y - 112,
                mountain.pos_x - 1 + (i * width), mountain.pos_y - 90);
        line(mountain.pos_x - 82 + (i * width), mountain.pos_y - 131,
                mountain.pos_x - 1 + (i * width), mountain.pos_y - 115);
        line(mountain.pos_x - 59 + (i * width), mountain.pos_y - 152,
                mountain.pos_x - 1 + (i * width), mountain.pos_y - 143);
        line(mountain.pos_x - 34 + (i * width), mountain.pos_y - 175,
                mountain.pos_x + 1 + (i * width), mountain.pos_y - 172);
        line(mountain.pos_x - 1 + (i * width), mountain.pos_y - 172,
                mountain.pos_x + 15 + (i * width), mountain.pos_y - 184);
        line(mountain.pos_x - 1 + (i * width), mountain.pos_y - 143,
                mountain.pos_x + 25 + (i * width), mountain.pos_y - 167);
        line(mountain.pos_x - 1 + (i * width), mountain.pos_y - 115,
                mountain.pos_x + 35 + (i * width), mountain.pos_y - 151);
        line(mountain.pos_x - 1 + (i * width), mountain.pos_y - 90,
                mountain.pos_x + 47 + (i * width), mountain.pos_y - 137);
        line(mountain.pos_x - 1 + (i * width), mountain.pos_y - 60,
                mountain.pos_x + 57 + (i * width), mountain.pos_y - 121);
        line(mountain.pos_x - 1 + (i * width), mountain.pos_y - 30,
                mountain.pos_x + 69 + (i * width), mountain.pos_y - 105);

        line(mountain.pos_x - 115 + (i * width), mountain.pos_y - 63,
                mountain.pos_x - 126 + (i * width), mountain.pos_y - 39);
        line(mountain.pos_x - 76 + (i * width), mountain.pos_y - 51,
                mountain.pos_x - 86 + (i * width), mountain.pos_y - 25);
        line(mountain.pos_x - 35 + (i * width), mountain.pos_y - 39,
                mountain.pos_x - 44 + (i * width), mountain.pos_y - 15);
        line(mountain.pos_x - 123 + (i * width), mountain.pos_y - 92,
                mountain.pos_x - 135 + (i * width), mountain.pos_y - 69);
        line(mountain.pos_x - 87 + (i * width), mountain.pos_y - 82,
                mountain.pos_x - 96 + (i * width), mountain.pos_y - 58);
        line(mountain.pos_x - 46 + (i * width), mountain.pos_y - 72,
                mountain.pos_x - 57 + (i * width), mountain.pos_y - 47);
        line(mountain.pos_x - 1 + (i * width), mountain.pos_y - 60,
                mountain.pos_x - 8 + (i * width), mountain.pos_y - 34);
        line(mountain.pos_x - 93 + (i * width), mountain.pos_y - 110,
                mountain.pos_x - 104 + (i * width), mountain.pos_y - 88);
        line(mountain.pos_x - 58 + (i * width), mountain.pos_y - 103,
                mountain.pos_x - 69 + (i * width), mountain.pos_y - 79);
        line(mountain.pos_x - 16 + (i * width), mountain.pos_y - 93,
                mountain.pos_x - 27 + (i * width), mountain.pos_y - 68);
        line(mountain.pos_x - 69 + (i * width), mountain.pos_y - 127,
                mountain.pos_x - 78 + (i * width), mountain.pos_y - 107);
        line(mountain.pos_x - 28 + (i * width), mountain.pos_y - 121,
                mountain.pos_x - 37 + (i * width), mountain.pos_y - 98);
        line(mountain.pos_x - 40 + (i * width), mountain.pos_y - 149,
                mountain.pos_x - 50 + (i * width), mountain.pos_y - 124);
        line(mountain.pos_x - 3 + (i * width), mountain.pos_y - 143,
                mountain.pos_x - 13 + (i * width), mountain.pos_y - 118);
        line(mountain.pos_x - 16 + (i * width), mountain.pos_y - 174,
                mountain.pos_x - 28 + (i * width), mountain.pos_y - 148);

        line(mountain.pos_x + 65 + (i * width), mountain.pos_y - 74,
                mountain.pos_x + 58 + (i * width), mountain.pos_y - 94);
        line(mountain.pos_x + 45 + (i * width), mountain.pos_y - 51,
                mountain.pos_x + 37 + (i * width), mountain.pos_y - 70);
        line(mountain.pos_x + 24 + (i * width), mountain.pos_y - 30,
                mountain.pos_x + 18 + (i * width), mountain.pos_y - 51);
        line(mountain.pos_x + 16 + (i * width), mountain.pos_y - 79,
                mountain.pos_x + 25 + (i * width), mountain.pos_y - 59);
        line(mountain.pos_x + 47 + (i * width), mountain.pos_y - 82,
                mountain.pos_x + 40 + (i * width), mountain.pos_y - 102);
        line(mountain.pos_x + 17 + (i * width), mountain.pos_y - 108,
                mountain.pos_x + 27 + (i * width), mountain.pos_y - 90);
        line(mountain.pos_x + 49 + (i * width), mountain.pos_y - 112,
                mountain.pos_x + 40 + (i * width), mountain.pos_y - 129);
        line(mountain.pos_x - 1 + (i * width), mountain.pos_y - 115,
                mountain.pos_x + 7 + (i * width), mountain.pos_y - 97);
        line(mountain.pos_x + 19 + (i * width), mountain.pos_y - 136,
                mountain.pos_x + 30 + (i * width), mountain.pos_y - 120);
        line(mountain.pos_x + 4 + (i * width), mountain.pos_y - 147,
                mountain.pos_x + 13 + (i * width), mountain.pos_y - 130);
        line(mountain.pos_x + 21 + (i * width), mountain.pos_y - 163,
                mountain.pos_x + 30 + (i * width), mountain.pos_y - 146);
        line(mountain.pos_x + 6 + (i * width), mountain.pos_y - 178,
                mountain.pos_x + 13 + (i * width), mountain.pos_y - 157);
    }
}

function draw_clouds()
{
    //---Clouds
    for( let i = 0 ; i < cloud.length ; i++ )
    {
        noStroke();
        fill(cloud[i].color);

        ellipse(cloud[i].pos_x, 
                cloud[i].pos_y,
                cloud[i].d);
        ellipse(cloud[i].pos_x - cloud[i].d/2, 
                cloud[i].pos_y,
                cloud[i].d * 0.7 );
        ellipse(cloud[i].pos_x + cloud[i].d/2, 
                cloud[i].pos_y,
                cloud[i].d * 0.7);
        ellipse(cloud[i].pos_x - 150,
                cloud[i].pos_y + 20,
                cloud[i].d * 1.15);
        ellipse(cloud[i].pos_x - cloud[i].d/2 - 150,
                cloud[i].pos_y + 20,
                cloud[i].d * 0.7 * 1.15);
        ellipse(cloud[i].pos_x + cloud[i].d/2 - 150,
                cloud[i].pos_y + 20,
                cloud[i].d * 0.7 * 1.15);

        //---Clouds_movement
            if (cloud[i].pos_x > levelWidth)
            {
                cloud[i].pos_x = - 600;
            }
            else 
            {
                cloud[i].pos_x += 1
            }
    }
}
